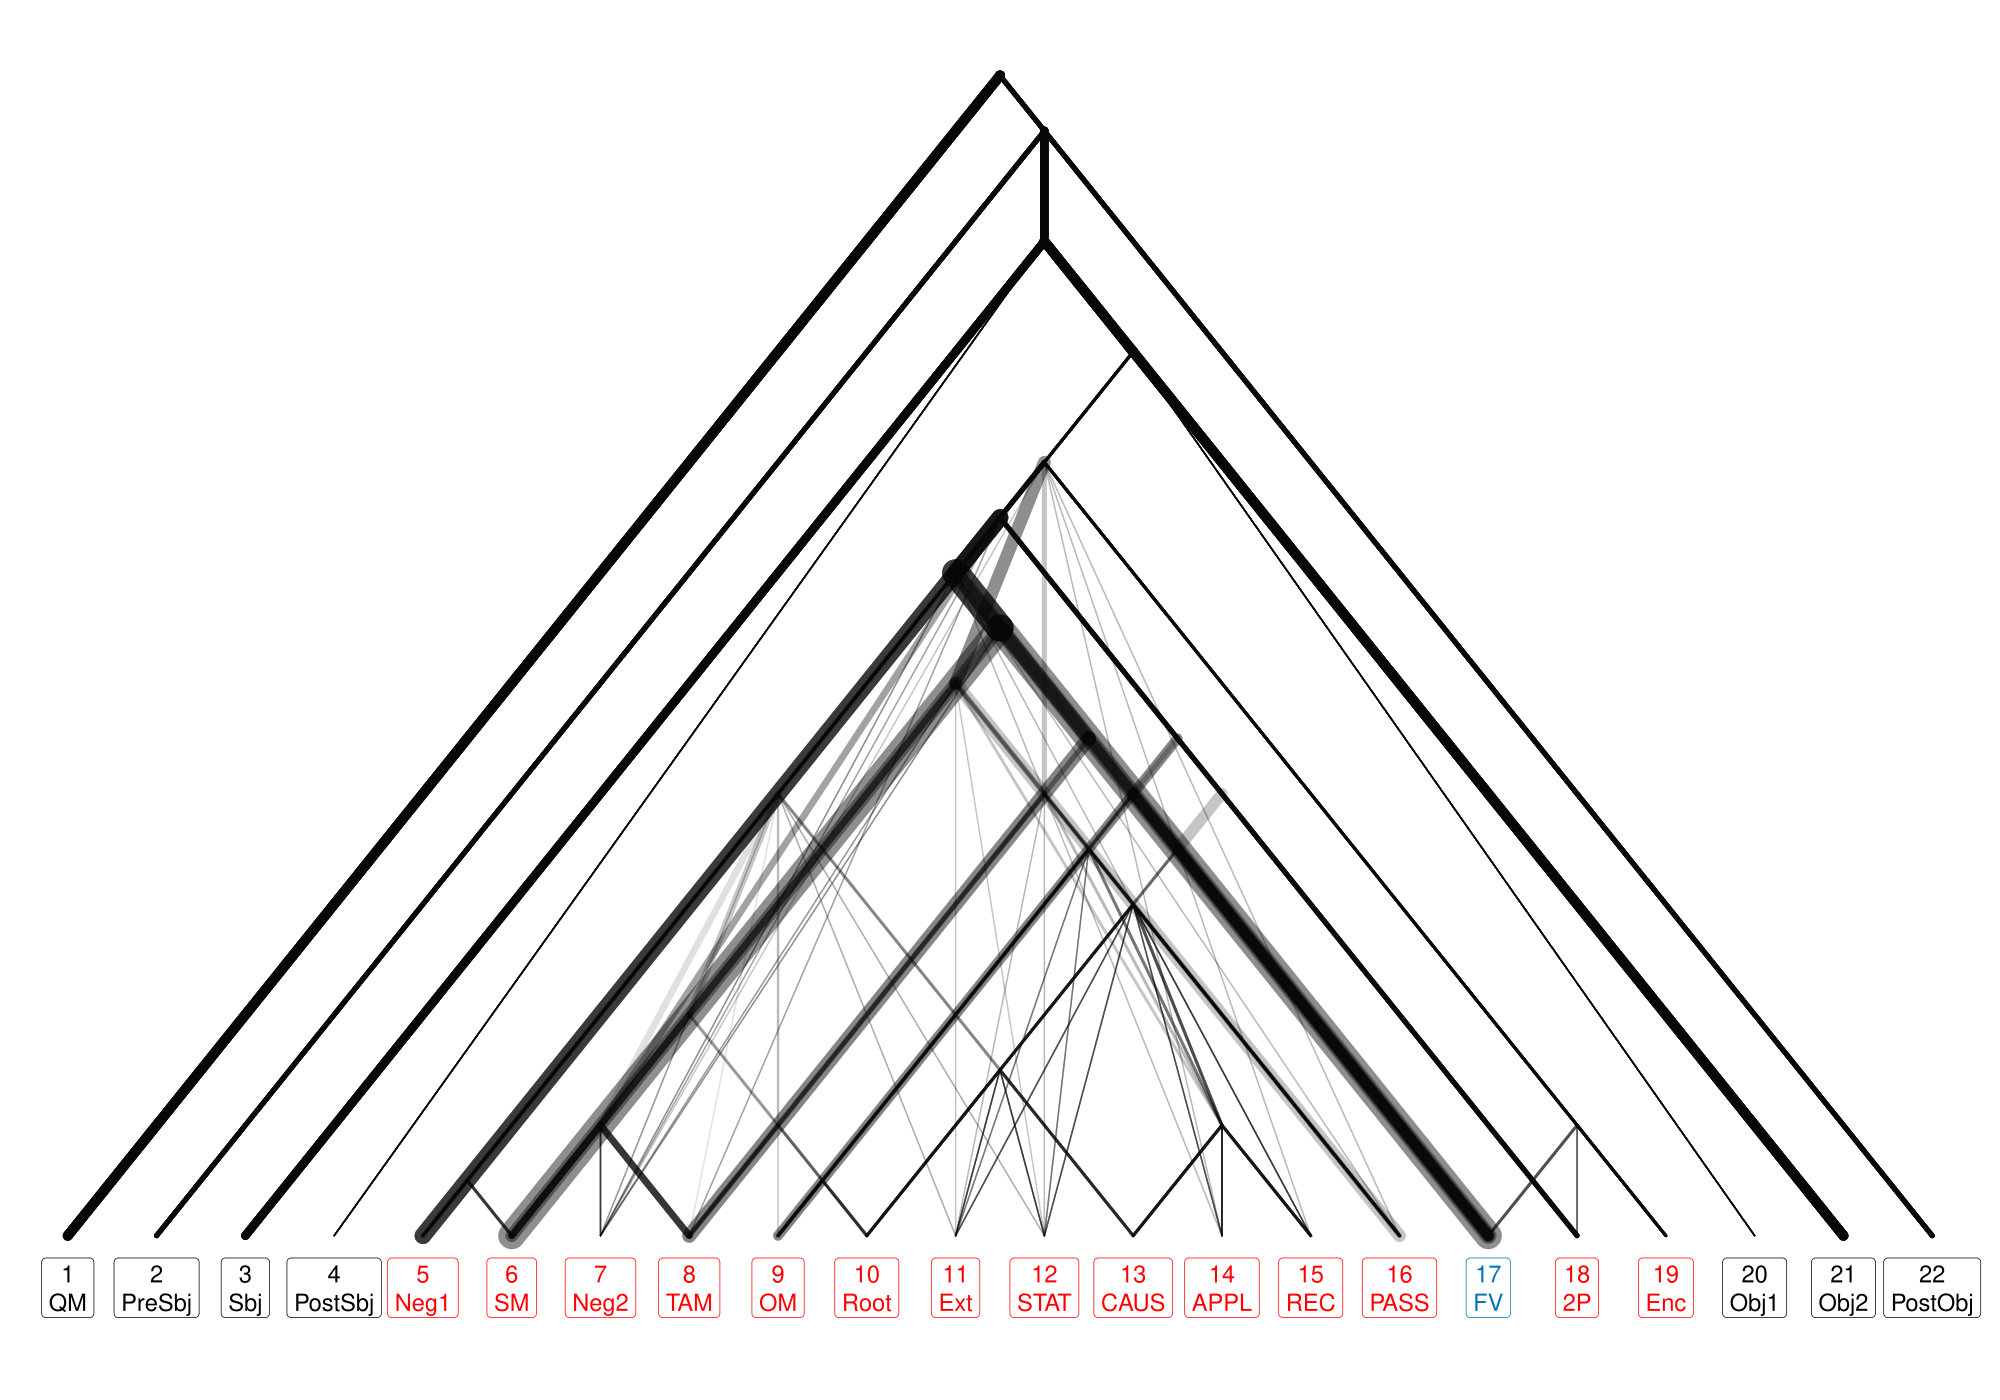

This figure's R source:
library(ape)
library(ggplot2)
library(ggtree)
library(patchwork)

posLabel <- list("1" = "QM", "2" = "PreSbj", "3" = "Sbj", "4" = "PostSbj", "5" = "Neg1", "6" = "SM", "7" = "Neg2", "8" = "TAM", "9" = "OM", "10" = "Root", "11" = "Ext", "12" = "STAT", "13" = "CAUS", "14" = "APPL", "15" = "REC", "16" = "PASS", "17" = "FV", "18" = "2P", "19" = "Enc", "20" = "Obj1", "21" = "Obj2", "22" = "PostObj")

# Orthographic-word highlighting: positions 5-19 (Neg1..Enc) in red, position
# 17 (FV, the final vowel) called out separately in blue -- not green, since
# red/green is exactly the pair a red-green colorblind reader can't tell
# apart. This blue (#0072B5) is the same one already used for "tonosegmental"
# in this project's pooled-plot palette (laminar_tree_counts.py's
# CLASS_COLORS), reused here rather than picking a new arbitrary color.
# Everything outside 5-19 keeps the default label color (black).
wordColor <- setNames(rep("black", 22), as.character(1:22))
wordColor[as.character(5:19)] <- "red"
wordColor["17"] <- "#0072B5"

alphaval <- 0.064563

# ── all: 69 families ──
alltree1 <- read.tree(text="(1,(2,(3,4,(((((5,6)5-6,7,(((8,(9,10)9-10)8-10,11,12,(13,14,15)13-15,16)8-16,17)8-17)5-17,18)5-18,19)5-19,20,21)5-21)3-21,22)2-22)1-22;")
alltree1grouped <- groupOTU(alltree1, list(a = c(1, 22), b = c(2, 22), c = c(3, 21), d = c(5, 21), e = c(5, 19), f = c(5, 18), g = c(5, 17), h = c(5, 6), i = c(8, 17), j = c(8, 16), k = c(8, 10), l = c(9, 10), m = c(13, 15)))
allsmap1 <- c(0.5, 3.3437, 1.6818, 2.8284, 3.3437, 1.0, 1.6818, 5.6234, 1.0, 4.7568, 1.6818, 1.0, 1.0, 1.0)
alltreeplot1 <- ggtree(alltree1grouped,
  aes(size=(allsmap1[group])),
  layout="slanted", ladderize=FALSE,
  alpha=alphaval, color="black") +
  layout_dendrogram() +
  geom_tiplab(geom="label", size=5, angle=0,
    offset=-1, hjust=0.5, vjust=0.35, alpha=0, colour=NA, fill=NA) +
  theme(panel.background=element_blank(),
    plot.background=element_blank(),
    legend.position="none",
    plot.margin=margin(t=5, r=5, b=25, l=5, unit="pt")) +
  scale_size_identity()

alltree2 <- read.tree(text="(1,(2,(3,4,(((((5,6)5-6,7,((8,((9,10)9-10,11,12,(13,14,15)13-15,16)9-16)8-16,17)8-17)5-17,18)5-18,19)5-19,20,21)5-21)3-21,22)2-22)1-22;")
alltree2grouped <- groupOTU(alltree2, list(a = c(1, 22), b = c(2, 22), c = c(3, 21), d = c(5, 21), e = c(5, 19), f = c(5, 18), g = c(5, 17), h = c(5, 6), i = c(8, 17), j = c(8, 16), k = c(9, 16), l = c(9, 10), m = c(13, 15)))
allsmap2 <- c(0.5, 3.3437, 1.6818, 2.8284, 3.3437, 1.0, 1.6818, 5.6234, 1.0, 4.7568, 1.6818, 1.0, 1.0, 1.0)
alltreeplot2 <- ggtree(alltree2grouped,
  aes(size=(allsmap2[group])),
  layout="slanted", ladderize=FALSE,
  alpha=alphaval, color="black") +
  layout_dendrogram() +
  geom_tiplab(geom="label", size=5, angle=0,
    offset=-1, hjust=0.5, vjust=0.35, alpha=0, colour=NA, fill=NA) +
  theme(panel.background=element_blank(),
    plot.background=element_blank(),
    legend.position="none",
    plot.margin=margin(t=5, r=5, b=25, l=5, unit="pt")) +
  scale_size_identity()

alltree3 <- read.tree(text="(1,(2,(3,4,(((((5,6)5-6,7,((8,(9,((10,11,12,13)10-13,14,15,16)10-16)9-16)8-16,17)8-17)5-17,18)5-18,19)5-19,20,21)5-21)3-21,22)2-22)1-22;")
alltree3grouped <- groupOTU(alltree3, list(a = c(1, 22), b = c(2, 22), c = c(3, 21), d = c(5, 21), e = c(5, 19), f = c(5, 18), g = c(5, 17), h = c(5, 6), i = c(8, 17), j = c(8, 16), k = c(9, 16), l = c(10, 16), m = c(10, 13)))
allsmap3 <- c(0.5, 3.3437, 1.6818, 2.8284, 3.3437, 1.0, 1.6818, 5.6234, 1.0, 4.7568, 1.6818, 1.0, 1.0, 1.0)
alltreeplot3 <- ggtree(alltree3grouped,
  aes(size=(allsmap3[group])),
  layout="slanted", ladderize=FALSE,
  alpha=alphaval, color="black") +
  layout_dendrogram() +
  geom_tiplab(geom="label", size=5, angle=0,
    offset=-1, hjust=0.5, vjust=0.35, alpha=0, colour=NA, fill=NA) +
  theme(panel.background=element_blank(),
    plot.background=element_blank(),
    legend.position="none",
    plot.margin=margin(t=5, r=5, b=25, l=5, unit="pt")) +
  scale_size_identity()

alltree4 <- read.tree(text="(1,(2,(3,4,(((((5,6)5-6,7,((8,(9,(10,11,12,(13,14,15)13-15,16)10-16)9-16)8-16,17)8-17)5-17,18)5-18,19)5-19,20,21)5-21)3-21,22)2-22)1-22;")
alltree4grouped <- groupOTU(alltree4, list(a = c(1, 22), b = c(2, 22), c = c(3, 21), d = c(5, 21), e = c(5, 19), f = c(5, 18), g = c(5, 17), h = c(5, 6), i = c(8, 17), j = c(8, 16), k = c(9, 16), l = c(10, 16), m = c(13, 15)))
allsmap4 <- c(0.5, 3.3437, 1.6818, 2.8284, 3.3437, 1.0, 1.6818, 5.6234, 1.0, 4.7568, 1.6818, 1.0, 1.0, 1.0)
alltreeplot4 <- ggtree(alltree4grouped,
  aes(size=(allsmap4[group])),
  layout="slanted", ladderize=FALSE,
  alpha=alphaval, color="black") +
  layout_dendrogram() +
  geom_tiplab(geom="label", size=5, angle=0,
    offset=-1, hjust=0.5, vjust=0.35, alpha=0, colour=NA, fill=NA) +
  theme(panel.background=element_blank(),
    plot.background=element_blank(),
    legend.position="none",
    plot.margin=margin(t=5, r=5, b=25, l=5, unit="pt")) +
  scale_size_identity()

alltree5 <- read.tree(text="(1,(2,(3,4,(((((5,6)5-6,7,(8,(((9,10)9-10,11,12,(13,14,15)13-15,16)9-16,17)9-17)8-17)5-17,18)5-18,19)5-19,20,21)5-21)3-21,22)2-22)1-22;")
alltree5grouped <- groupOTU(alltree5, list(a = c(1, 22), b = c(2, 22), c = c(3, 21), d = c(5, 21), e = c(5, 19), f = c(5, 18), g = c(5, 17), h = c(5, 6), i = c(8, 17), j = c(9, 17), k = c(9, 16), l = c(9, 10), m = c(13, 15)))
allsmap5 <- c(0.5, 3.3437, 1.6818, 2.8284, 3.3437, 1.0, 1.6818, 5.6234, 1.0, 4.7568, 3.3437, 1.0, 1.0, 1.0)
alltreeplot5 <- ggtree(alltree5grouped,
  aes(size=(allsmap5[group])),
  layout="slanted", ladderize=FALSE,
  alpha=alphaval, color="black") +
  layout_dendrogram() +
  geom_tiplab(geom="label", size=5, angle=0,
    offset=-1, hjust=0.5, vjust=0.35, alpha=0, colour=NA, fill=NA) +
  theme(panel.background=element_blank(),
    plot.background=element_blank(),
    legend.position="none",
    plot.margin=margin(t=5, r=5, b=25, l=5, unit="pt")) +
  scale_size_identity()

alltree6 <- read.tree(text="(1,(2,(3,4,(((((5,6)5-6,7,(8,((9,((10,11,12,13)10-13,14,15,16)10-16)9-16,17)9-17)8-17)5-17,18)5-18,19)5-19,20,21)5-21)3-21,22)2-22)1-22;")
alltree6grouped <- groupOTU(alltree6, list(a = c(1, 22), b = c(2, 22), c = c(3, 21), d = c(5, 21), e = c(5, 19), f = c(5, 18), g = c(5, 17), h = c(5, 6), i = c(8, 17), j = c(9, 17), k = c(9, 16), l = c(10, 16), m = c(10, 13)))
allsmap6 <- c(0.5, 3.3437, 1.6818, 2.8284, 3.3437, 1.0, 1.6818, 5.6234, 1.0, 4.7568, 3.3437, 1.0, 1.0, 1.0)
alltreeplot6 <- ggtree(alltree6grouped,
  aes(size=(allsmap6[group])),
  layout="slanted", ladderize=FALSE,
  alpha=alphaval, color="black") +
  layout_dendrogram() +
  geom_tiplab(geom="label", size=5, angle=0,
    offset=-1, hjust=0.5, vjust=0.35, alpha=0, colour=NA, fill=NA) +
  theme(panel.background=element_blank(),
    plot.background=element_blank(),
    legend.position="none",
    plot.margin=margin(t=5, r=5, b=25, l=5, unit="pt")) +
  scale_size_identity()

alltree7 <- read.tree(text="(1,(2,(3,4,(((((5,6)5-6,7,(8,((9,(10,11,12,(13,14,15)13-15,16)10-16)9-16,17)9-17)8-17)5-17,18)5-18,19)5-19,20,21)5-21)3-21,22)2-22)1-22;")
alltree7grouped <- groupOTU(alltree7, list(a = c(1, 22), b = c(2, 22), c = c(3, 21), d = c(5, 21), e = c(5, 19), f = c(5, 18), g = c(5, 17), h = c(5, 6), i = c(8, 17), j = c(9, 17), k = c(9, 16), l = c(10, 16), m = c(13, 15)))
allsmap7 <- c(0.5, 3.3437, 1.6818, 2.8284, 3.3437, 1.0, 1.6818, 5.6234, 1.0, 4.7568, 3.3437, 1.0, 1.0, 1.0)
alltreeplot7 <- ggtree(alltree7grouped,
  aes(size=(allsmap7[group])),
  layout="slanted", ladderize=FALSE,
  alpha=alphaval, color="black") +
  layout_dendrogram() +
  geom_tiplab(geom="label", size=5, angle=0,
    offset=-1, hjust=0.5, vjust=0.35, alpha=0, colour=NA, fill=NA) +
  theme(panel.background=element_blank(),
    plot.background=element_blank(),
    legend.position="none",
    plot.margin=margin(t=5, r=5, b=25, l=5, unit="pt")) +
  scale_size_identity()

alltree8 <- read.tree(text="(1,(2,(3,4,(((((5,6)5-6,7,(8,(9,(((10,11,12,13)10-13,14,15,16)10-16,17)10-17)9-17)8-17)5-17,18)5-18,19)5-19,20,21)5-21)3-21,22)2-22)1-22;")
alltree8grouped <- groupOTU(alltree8, list(a = c(1, 22), b = c(2, 22), c = c(3, 21), d = c(5, 21), e = c(5, 19), f = c(5, 18), g = c(5, 17), h = c(5, 6), i = c(8, 17), j = c(9, 17), k = c(10, 17), l = c(10, 16), m = c(10, 13)))
allsmap8 <- c(0.5, 3.3437, 1.6818, 2.8284, 3.3437, 1.0, 1.6818, 5.6234, 1.0, 4.7568, 3.3437, 3.8337, 1.0, 1.0)
alltreeplot8 <- ggtree(alltree8grouped,
  aes(size=(allsmap8[group])),
  layout="slanted", ladderize=FALSE,
  alpha=alphaval, color="black") +
  layout_dendrogram() +
  geom_tiplab(geom="label", size=5, angle=0,
    offset=-1, hjust=0.5, vjust=0.35, alpha=0, colour=NA, fill=NA) +
  theme(panel.background=element_blank(),
    plot.background=element_blank(),
    legend.position="none",
    plot.margin=margin(t=5, r=5, b=25, l=5, unit="pt")) +
  scale_size_identity()

alltree9 <- read.tree(text="(1,(2,(3,4,(((((5,6)5-6,7,(8,(9,((10,11,12,(13,14,15)13-15,16)10-16,17)10-17)9-17)8-17)5-17,18)5-18,19)5-19,20,21)5-21)3-21,22)2-22)1-22;")
alltree9grouped <- groupOTU(alltree9, list(a = c(1, 22), b = c(2, 22), c = c(3, 21), d = c(5, 21), e = c(5, 19), f = c(5, 18), g = c(5, 17), h = c(5, 6), i = c(8, 17), j = c(9, 17), k = c(10, 17), l = c(10, 16), m = c(13, 15)))
allsmap9 <- c(0.5, 3.3437, 1.6818, 2.8284, 3.3437, 1.0, 1.6818, 5.6234, 1.0, 4.7568, 3.3437, 3.8337, 1.0, 1.0)
alltreeplot9 <- ggtree(alltree9grouped,
  aes(size=(allsmap9[group])),
  layout="slanted", ladderize=FALSE,
  alpha=alphaval, color="black") +
  layout_dendrogram() +
  geom_tiplab(geom="label", size=5, angle=0,
    offset=-1, hjust=0.5, vjust=0.35, alpha=0, colour=NA, fill=NA) +
  theme(panel.background=element_blank(),
    plot.background=element_blank(),
    legend.position="none",
    plot.margin=margin(t=5, r=5, b=25, l=5, unit="pt")) +
  scale_size_identity()

alltree10 <- read.tree(text="(1,(2,(3,4,((((5,((((6,7,8)6-8,(9,10)9-10)6-10,11,12,(13,14,15)13-15,16)6-16,17)6-17)5-17,18)5-18,19)5-19,20,21)5-21)3-21,22)2-22)1-22;")
alltree10grouped <- groupOTU(alltree10, list(a = c(1, 22), b = c(2, 22), c = c(3, 21), d = c(5, 21), e = c(5, 19), f = c(5, 18), g = c(5, 17), h = c(6, 17), i = c(6, 16), j = c(6, 10), k = c(6, 8), l = c(9, 10), m = c(13, 15)))
allsmap10 <- c(0.5, 3.3437, 1.6818, 2.8284, 3.3437, 1.0, 1.6818, 5.6234, 9.1005, 4.3035, 2.2795, 2.2795, 1.0, 1.0)
alltreeplot10 <- ggtree(alltree10grouped,
  aes(size=(allsmap10[group])),
  layout="slanted", ladderize=FALSE,
  alpha=alphaval, color="black") +
  layout_dendrogram() +
  geom_tiplab(geom="label", size=5, angle=0,
    offset=-1, hjust=0.5, vjust=0.35, alpha=0, colour=NA, fill=NA) +
  theme(panel.background=element_blank(),
    plot.background=element_blank(),
    legend.position="none",
    plot.margin=margin(t=5, r=5, b=25, l=5, unit="pt")) +
  scale_size_identity()

alltree11 <- read.tree(text="(1,(2,(3,4,((((5,(((6,7,8)6-8,((9,10)9-10,11,12,(13,14,15)13-15,16)9-16)6-16,17)6-17)5-17,18)5-18,19)5-19,20,21)5-21)3-21,22)2-22)1-22;")
alltree11grouped <- groupOTU(alltree11, list(a = c(1, 22), b = c(2, 22), c = c(3, 21), d = c(5, 21), e = c(5, 19), f = c(5, 18), g = c(5, 17), h = c(6, 17), i = c(6, 16), j = c(6, 8), k = c(9, 16), l = c(9, 10), m = c(13, 15)))
allsmap11 <- c(0.5, 3.3437, 1.6818, 2.8284, 3.3437, 1.0, 1.6818, 5.6234, 9.1005, 4.3035, 2.2795, 1.0, 1.0, 1.0)
alltreeplot11 <- ggtree(alltree11grouped,
  aes(size=(allsmap11[group])),
  layout="slanted", ladderize=FALSE,
  alpha=alphaval, color="black") +
  layout_dendrogram() +
  geom_tiplab(geom="label", size=5, angle=0,
    offset=-1, hjust=0.5, vjust=0.35, alpha=0, colour=NA, fill=NA) +
  theme(panel.background=element_blank(),
    plot.background=element_blank(),
    legend.position="none",
    plot.margin=margin(t=5, r=5, b=25, l=5, unit="pt")) +
  scale_size_identity()

alltree12 <- read.tree(text="(1,(2,(3,4,((((5,(((6,7,8)6-8,(9,((10,11,12,13)10-13,14,15,16)10-16)9-16)6-16,17)6-17)5-17,18)5-18,19)5-19,20,21)5-21)3-21,22)2-22)1-22;")
alltree12grouped <- groupOTU(alltree12, list(a = c(1, 22), b = c(2, 22), c = c(3, 21), d = c(5, 21), e = c(5, 19), f = c(5, 18), g = c(5, 17), h = c(6, 17), i = c(6, 16), j = c(6, 8), k = c(9, 16), l = c(10, 16), m = c(10, 13)))
allsmap12 <- c(0.5, 3.3437, 1.6818, 2.8284, 3.3437, 1.0, 1.6818, 5.6234, 9.1005, 4.3035, 2.2795, 1.0, 1.0, 1.0)
alltreeplot12 <- ggtree(alltree12grouped,
  aes(size=(allsmap12[group])),
  layout="slanted", ladderize=FALSE,
  alpha=alphaval, color="black") +
  layout_dendrogram() +
  geom_tiplab(geom="label", size=5, angle=0,
    offset=-1, hjust=0.5, vjust=0.35, alpha=0, colour=NA, fill=NA) +
  theme(panel.background=element_blank(),
    plot.background=element_blank(),
    legend.position="none",
    plot.margin=margin(t=5, r=5, b=25, l=5, unit="pt")) +
  scale_size_identity()

alltree13 <- read.tree(text="(1,(2,(3,4,((((5,(((6,7,8)6-8,(9,(10,11,12,(13,14,15)13-15,16)10-16)9-16)6-16,17)6-17)5-17,18)5-18,19)5-19,20,21)5-21)3-21,22)2-22)1-22;")
alltree13grouped <- groupOTU(alltree13, list(a = c(1, 22), b = c(2, 22), c = c(3, 21), d = c(5, 21), e = c(5, 19), f = c(5, 18), g = c(5, 17), h = c(6, 17), i = c(6, 16), j = c(6, 8), k = c(9, 16), l = c(10, 16), m = c(13, 15)))
allsmap13 <- c(0.5, 3.3437, 1.6818, 2.8284, 3.3437, 1.0, 1.6818, 5.6234, 9.1005, 4.3035, 2.2795, 1.0, 1.0, 1.0)
alltreeplot13 <- ggtree(alltree13grouped,
  aes(size=(allsmap13[group])),
  layout="slanted", ladderize=FALSE,
  alpha=alphaval, color="black") +
  layout_dendrogram() +
  geom_tiplab(geom="label", size=5, angle=0,
    offset=-1, hjust=0.5, vjust=0.35, alpha=0, colour=NA, fill=NA) +
  theme(panel.background=element_blank(),
    plot.background=element_blank(),
    legend.position="none",
    plot.margin=margin(t=5, r=5, b=25, l=5, unit="pt")) +
  scale_size_identity()

alltree14 <- read.tree(text="(1,(2,(3,4,((((5,((6,7,8)6-8,(((9,10)9-10,11,12,(13,14,15)13-15,16)9-16,17)9-17)6-17)5-17,18)5-18,19)5-19,20,21)5-21)3-21,22)2-22)1-22;")
alltree14grouped <- groupOTU(alltree14, list(a = c(1, 22), b = c(2, 22), c = c(3, 21), d = c(5, 21), e = c(5, 19), f = c(5, 18), g = c(5, 17), h = c(6, 17), i = c(6, 8), j = c(9, 17), k = c(9, 16), l = c(9, 10), m = c(13, 15)))
allsmap14 <- c(0.5, 3.3437, 1.6818, 2.8284, 3.3437, 1.0, 1.6818, 5.6234, 9.1005, 2.2795, 3.3437, 1.0, 1.0, 1.0)
alltreeplot14 <- ggtree(alltree14grouped,
  aes(size=(allsmap14[group])),
  layout="slanted", ladderize=FALSE,
  alpha=alphaval, color="black") +
  layout_dendrogram() +
  geom_tiplab(geom="label", size=5, angle=0,
    offset=-1, hjust=0.5, vjust=0.35, alpha=0, colour=NA, fill=NA) +
  theme(panel.background=element_blank(),
    plot.background=element_blank(),
    legend.position="none",
    plot.margin=margin(t=5, r=5, b=25, l=5, unit="pt")) +
  scale_size_identity()

alltree15 <- read.tree(text="(1,(2,(3,4,((((5,((6,7,8)6-8,((9,((10,11,12,13)10-13,14,15,16)10-16)9-16,17)9-17)6-17)5-17,18)5-18,19)5-19,20,21)5-21)3-21,22)2-22)1-22;")
alltree15grouped <- groupOTU(alltree15, list(a = c(1, 22), b = c(2, 22), c = c(3, 21), d = c(5, 21), e = c(5, 19), f = c(5, 18), g = c(5, 17), h = c(6, 17), i = c(6, 8), j = c(9, 17), k = c(9, 16), l = c(10, 16), m = c(10, 13)))
allsmap15 <- c(0.5, 3.3437, 1.6818, 2.8284, 3.3437, 1.0, 1.6818, 5.6234, 9.1005, 2.2795, 3.3437, 1.0, 1.0, 1.0)
alltreeplot15 <- ggtree(alltree15grouped,
  aes(size=(allsmap15[group])),
  layout="slanted", ladderize=FALSE,
  alpha=alphaval, color="black") +
  layout_dendrogram() +
  geom_tiplab(geom="label", size=5, angle=0,
    offset=-1, hjust=0.5, vjust=0.35, alpha=0, colour=NA, fill=NA) +
  theme(panel.background=element_blank(),
    plot.background=element_blank(),
    legend.position="none",
    plot.margin=margin(t=5, r=5, b=25, l=5, unit="pt")) +
  scale_size_identity()

alltree16 <- read.tree(text="(1,(2,(3,4,((((5,((6,7,8)6-8,((9,(10,11,12,(13,14,15)13-15,16)10-16)9-16,17)9-17)6-17)5-17,18)5-18,19)5-19,20,21)5-21)3-21,22)2-22)1-22;")
alltree16grouped <- groupOTU(alltree16, list(a = c(1, 22), b = c(2, 22), c = c(3, 21), d = c(5, 21), e = c(5, 19), f = c(5, 18), g = c(5, 17), h = c(6, 17), i = c(6, 8), j = c(9, 17), k = c(9, 16), l = c(10, 16), m = c(13, 15)))
allsmap16 <- c(0.5, 3.3437, 1.6818, 2.8284, 3.3437, 1.0, 1.6818, 5.6234, 9.1005, 2.2795, 3.3437, 1.0, 1.0, 1.0)
alltreeplot16 <- ggtree(alltree16grouped,
  aes(size=(allsmap16[group])),
  layout="slanted", ladderize=FALSE,
  alpha=alphaval, color="black") +
  layout_dendrogram() +
  geom_tiplab(geom="label", size=5, angle=0,
    offset=-1, hjust=0.5, vjust=0.35, alpha=0, colour=NA, fill=NA) +
  theme(panel.background=element_blank(),
    plot.background=element_blank(),
    legend.position="none",
    plot.margin=margin(t=5, r=5, b=25, l=5, unit="pt")) +
  scale_size_identity()

alltree17 <- read.tree(text="(1,(2,(3,4,((((5,((6,7,8)6-8,(9,(((10,11,12,13)10-13,14,15,16)10-16,17)10-17)9-17)6-17)5-17,18)5-18,19)5-19,20,21)5-21)3-21,22)2-22)1-22;")
alltree17grouped <- groupOTU(alltree17, list(a = c(1, 22), b = c(2, 22), c = c(3, 21), d = c(5, 21), e = c(5, 19), f = c(5, 18), g = c(5, 17), h = c(6, 17), i = c(6, 8), j = c(9, 17), k = c(10, 17), l = c(10, 16), m = c(10, 13)))
allsmap17 <- c(0.5, 3.3437, 1.6818, 2.8284, 3.3437, 1.0, 1.6818, 5.6234, 9.1005, 2.2795, 3.3437, 3.8337, 1.0, 1.0)
alltreeplot17 <- ggtree(alltree17grouped,
  aes(size=(allsmap17[group])),
  layout="slanted", ladderize=FALSE,
  alpha=alphaval, color="black") +
  layout_dendrogram() +
  geom_tiplab(geom="label", size=5, angle=0,
    offset=-1, hjust=0.5, vjust=0.35, alpha=0, colour=NA, fill=NA) +
  theme(panel.background=element_blank(),
    plot.background=element_blank(),
    legend.position="none",
    plot.margin=margin(t=5, r=5, b=25, l=5, unit="pt")) +
  scale_size_identity()

alltree18 <- read.tree(text="(1,(2,(3,4,((((5,((6,7,8)6-8,(9,((10,11,12,(13,14,15)13-15,16)10-16,17)10-17)9-17)6-17)5-17,18)5-18,19)5-19,20,21)5-21)3-21,22)2-22)1-22;")
alltree18grouped <- groupOTU(alltree18, list(a = c(1, 22), b = c(2, 22), c = c(3, 21), d = c(5, 21), e = c(5, 19), f = c(5, 18), g = c(5, 17), h = c(6, 17), i = c(6, 8), j = c(9, 17), k = c(10, 17), l = c(10, 16), m = c(13, 15)))
allsmap18 <- c(0.5, 3.3437, 1.6818, 2.8284, 3.3437, 1.0, 1.6818, 5.6234, 9.1005, 2.2795, 3.3437, 3.8337, 1.0, 1.0)
alltreeplot18 <- ggtree(alltree18grouped,
  aes(size=(allsmap18[group])),
  layout="slanted", ladderize=FALSE,
  alpha=alphaval, color="black") +
  layout_dendrogram() +
  geom_tiplab(geom="label", size=5, angle=0,
    offset=-1, hjust=0.5, vjust=0.35, alpha=0, colour=NA, fill=NA) +
  theme(panel.background=element_blank(),
    plot.background=element_blank(),
    legend.position="none",
    plot.margin=margin(t=5, r=5, b=25, l=5, unit="pt")) +
  scale_size_identity()

alltree19 <- read.tree(text="(1,(2,(3,4,((((5,(((6,7,(8,(9,10)9-10)8-10)6-10,11,12,(13,14,15)13-15,16)6-16,17)6-17)5-17,18)5-18,19)5-19,20,21)5-21)3-21,22)2-22)1-22;")
alltree19grouped <- groupOTU(alltree19, list(a = c(1, 22), b = c(2, 22), c = c(3, 21), d = c(5, 21), e = c(5, 19), f = c(5, 18), g = c(5, 17), h = c(6, 17), i = c(6, 16), j = c(6, 10), k = c(8, 10), l = c(9, 10), m = c(13, 15)))
allsmap19 <- c(0.5, 3.3437, 1.6818, 2.8284, 3.3437, 1.0, 1.6818, 5.6234, 9.1005, 4.3035, 2.2795, 1.0, 1.0, 1.0)
alltreeplot19 <- ggtree(alltree19grouped,
  aes(size=(allsmap19[group])),
  layout="slanted", ladderize=FALSE,
  alpha=alphaval, color="black") +
  layout_dendrogram() +
  geom_tiplab(geom="label", size=5, angle=0,
    offset=-1, hjust=0.5, vjust=0.35, alpha=0, colour=NA, fill=NA) +
  theme(panel.background=element_blank(),
    plot.background=element_blank(),
    legend.position="none",
    plot.margin=margin(t=5, r=5, b=25, l=5, unit="pt")) +
  scale_size_identity()

alltree20 <- read.tree(text="(1,(2,(3,4,((((5,((6,7,((8,(9,10)9-10)8-10,11,12,(13,14,15)13-15,16)8-16)6-16,17)6-17)5-17,18)5-18,19)5-19,20,21)5-21)3-21,22)2-22)1-22;")
alltree20grouped <- groupOTU(alltree20, list(a = c(1, 22), b = c(2, 22), c = c(3, 21), d = c(5, 21), e = c(5, 19), f = c(5, 18), g = c(5, 17), h = c(6, 17), i = c(6, 16), j = c(8, 16), k = c(8, 10), l = c(9, 10), m = c(13, 15)))
allsmap20 <- c(0.5, 3.3437, 1.6818, 2.8284, 3.3437, 1.0, 1.6818, 5.6234, 9.1005, 4.3035, 1.6818, 1.0, 1.0, 1.0)
alltreeplot20 <- ggtree(alltree20grouped,
  aes(size=(allsmap20[group])),
  layout="slanted", ladderize=FALSE,
  alpha=alphaval, color="black") +
  layout_dendrogram() +
  geom_tiplab(geom="label", size=5, angle=0,
    offset=-1, hjust=0.5, vjust=0.35, alpha=0, colour=NA, fill=NA) +
  theme(panel.background=element_blank(),
    plot.background=element_blank(),
    legend.position="none",
    plot.margin=margin(t=5, r=5, b=25, l=5, unit="pt")) +
  scale_size_identity()

alltree21 <- read.tree(text="(1,(2,(3,4,((((5,((6,7,(8,((9,10)9-10,11,12,(13,14,15)13-15,16)9-16)8-16)6-16,17)6-17)5-17,18)5-18,19)5-19,20,21)5-21)3-21,22)2-22)1-22;")
alltree21grouped <- groupOTU(alltree21, list(a = c(1, 22), b = c(2, 22), c = c(3, 21), d = c(5, 21), e = c(5, 19), f = c(5, 18), g = c(5, 17), h = c(6, 17), i = c(6, 16), j = c(8, 16), k = c(9, 16), l = c(9, 10), m = c(13, 15)))
allsmap21 <- c(0.5, 3.3437, 1.6818, 2.8284, 3.3437, 1.0, 1.6818, 5.6234, 9.1005, 4.3035, 1.6818, 1.0, 1.0, 1.0)
alltreeplot21 <- ggtree(alltree21grouped,
  aes(size=(allsmap21[group])),
  layout="slanted", ladderize=FALSE,
  alpha=alphaval, color="black") +
  layout_dendrogram() +
  geom_tiplab(geom="label", size=5, angle=0,
    offset=-1, hjust=0.5, vjust=0.35, alpha=0, colour=NA, fill=NA) +
  theme(panel.background=element_blank(),
    plot.background=element_blank(),
    legend.position="none",
    plot.margin=margin(t=5, r=5, b=25, l=5, unit="pt")) +
  scale_size_identity()

alltree22 <- read.tree(text="(1,(2,(3,4,((((5,((6,7,(8,(9,((10,11,12,13)10-13,14,15,16)10-16)9-16)8-16)6-16,17)6-17)5-17,18)5-18,19)5-19,20,21)5-21)3-21,22)2-22)1-22;")
alltree22grouped <- groupOTU(alltree22, list(a = c(1, 22), b = c(2, 22), c = c(3, 21), d = c(5, 21), e = c(5, 19), f = c(5, 18), g = c(5, 17), h = c(6, 17), i = c(6, 16), j = c(8, 16), k = c(9, 16), l = c(10, 16), m = c(10, 13)))
allsmap22 <- c(0.5, 3.3437, 1.6818, 2.8284, 3.3437, 1.0, 1.6818, 5.6234, 9.1005, 4.3035, 1.6818, 1.0, 1.0, 1.0)
alltreeplot22 <- ggtree(alltree22grouped,
  aes(size=(allsmap22[group])),
  layout="slanted", ladderize=FALSE,
  alpha=alphaval, color="black") +
  layout_dendrogram() +
  geom_tiplab(geom="label", size=5, angle=0,
    offset=-1, hjust=0.5, vjust=0.35, alpha=0, colour=NA, fill=NA) +
  theme(panel.background=element_blank(),
    plot.background=element_blank(),
    legend.position="none",
    plot.margin=margin(t=5, r=5, b=25, l=5, unit="pt")) +
  scale_size_identity()

alltree23 <- read.tree(text="(1,(2,(3,4,((((5,((6,7,(8,(9,(10,11,12,(13,14,15)13-15,16)10-16)9-16)8-16)6-16,17)6-17)5-17,18)5-18,19)5-19,20,21)5-21)3-21,22)2-22)1-22;")
alltree23grouped <- groupOTU(alltree23, list(a = c(1, 22), b = c(2, 22), c = c(3, 21), d = c(5, 21), e = c(5, 19), f = c(5, 18), g = c(5, 17), h = c(6, 17), i = c(6, 16), j = c(8, 16), k = c(9, 16), l = c(10, 16), m = c(13, 15)))
allsmap23 <- c(0.5, 3.3437, 1.6818, 2.8284, 3.3437, 1.0, 1.6818, 5.6234, 9.1005, 4.3035, 1.6818, 1.0, 1.0, 1.0)
alltreeplot23 <- ggtree(alltree23grouped,
  aes(size=(allsmap23[group])),
  layout="slanted", ladderize=FALSE,
  alpha=alphaval, color="black") +
  layout_dendrogram() +
  geom_tiplab(geom="label", size=5, angle=0,
    offset=-1, hjust=0.5, vjust=0.35, alpha=0, colour=NA, fill=NA) +
  theme(panel.background=element_blank(),
    plot.background=element_blank(),
    legend.position="none",
    plot.margin=margin(t=5, r=5, b=25, l=5, unit="pt")) +
  scale_size_identity()

alltree24 <- read.tree(text="(1,(2,(3,4,((((5,(6,7,(((8,(9,10)9-10)8-10,11,12,(13,14,15)13-15,16)8-16,17)8-17)6-17)5-17,18)5-18,19)5-19,20,21)5-21)3-21,22)2-22)1-22;")
alltree24grouped <- groupOTU(alltree24, list(a = c(1, 22), b = c(2, 22), c = c(3, 21), d = c(5, 21), e = c(5, 19), f = c(5, 18), g = c(5, 17), h = c(6, 17), i = c(8, 17), j = c(8, 16), k = c(8, 10), l = c(9, 10), m = c(13, 15)))
allsmap24 <- c(0.5, 3.3437, 1.6818, 2.8284, 3.3437, 1.0, 1.6818, 5.6234, 9.1005, 4.7568, 1.6818, 1.0, 1.0, 1.0)
alltreeplot24 <- ggtree(alltree24grouped,
  aes(size=(allsmap24[group])),
  layout="slanted", ladderize=FALSE,
  alpha=alphaval, color="black") +
  layout_dendrogram() +
  geom_tiplab(geom="label", size=5, angle=0,
    offset=-1, hjust=0.5, vjust=0.35, alpha=0, colour=NA, fill=NA) +
  theme(panel.background=element_blank(),
    plot.background=element_blank(),
    legend.position="none",
    plot.margin=margin(t=5, r=5, b=25, l=5, unit="pt")) +
  scale_size_identity()

alltree25 <- read.tree(text="(1,(2,(3,4,((((5,(6,7,((8,((9,10)9-10,11,12,(13,14,15)13-15,16)9-16)8-16,17)8-17)6-17)5-17,18)5-18,19)5-19,20,21)5-21)3-21,22)2-22)1-22;")
alltree25grouped <- groupOTU(alltree25, list(a = c(1, 22), b = c(2, 22), c = c(3, 21), d = c(5, 21), e = c(5, 19), f = c(5, 18), g = c(5, 17), h = c(6, 17), i = c(8, 17), j = c(8, 16), k = c(9, 16), l = c(9, 10), m = c(13, 15)))
allsmap25 <- c(0.5, 3.3437, 1.6818, 2.8284, 3.3437, 1.0, 1.6818, 5.6234, 9.1005, 4.7568, 1.6818, 1.0, 1.0, 1.0)
alltreeplot25 <- ggtree(alltree25grouped,
  aes(size=(allsmap25[group])),
  layout="slanted", ladderize=FALSE,
  alpha=alphaval, color="black") +
  layout_dendrogram() +
  geom_tiplab(geom="label", size=5, angle=0,
    offset=-1, hjust=0.5, vjust=0.35, alpha=0, colour=NA, fill=NA) +
  theme(panel.background=element_blank(),
    plot.background=element_blank(),
    legend.position="none",
    plot.margin=margin(t=5, r=5, b=25, l=5, unit="pt")) +
  scale_size_identity()

alltree26 <- read.tree(text="(1,(2,(3,4,((((5,(6,7,((8,(9,((10,11,12,13)10-13,14,15,16)10-16)9-16)8-16,17)8-17)6-17)5-17,18)5-18,19)5-19,20,21)5-21)3-21,22)2-22)1-22;")
alltree26grouped <- groupOTU(alltree26, list(a = c(1, 22), b = c(2, 22), c = c(3, 21), d = c(5, 21), e = c(5, 19), f = c(5, 18), g = c(5, 17), h = c(6, 17), i = c(8, 17), j = c(8, 16), k = c(9, 16), l = c(10, 16), m = c(10, 13)))
allsmap26 <- c(0.5, 3.3437, 1.6818, 2.8284, 3.3437, 1.0, 1.6818, 5.6234, 9.1005, 4.7568, 1.6818, 1.0, 1.0, 1.0)
alltreeplot26 <- ggtree(alltree26grouped,
  aes(size=(allsmap26[group])),
  layout="slanted", ladderize=FALSE,
  alpha=alphaval, color="black") +
  layout_dendrogram() +
  geom_tiplab(geom="label", size=5, angle=0,
    offset=-1, hjust=0.5, vjust=0.35, alpha=0, colour=NA, fill=NA) +
  theme(panel.background=element_blank(),
    plot.background=element_blank(),
    legend.position="none",
    plot.margin=margin(t=5, r=5, b=25, l=5, unit="pt")) +
  scale_size_identity()

alltree27 <- read.tree(text="(1,(2,(3,4,((((5,(6,7,((8,(9,(10,11,12,(13,14,15)13-15,16)10-16)9-16)8-16,17)8-17)6-17)5-17,18)5-18,19)5-19,20,21)5-21)3-21,22)2-22)1-22;")
alltree27grouped <- groupOTU(alltree27, list(a = c(1, 22), b = c(2, 22), c = c(3, 21), d = c(5, 21), e = c(5, 19), f = c(5, 18), g = c(5, 17), h = c(6, 17), i = c(8, 17), j = c(8, 16), k = c(9, 16), l = c(10, 16), m = c(13, 15)))
allsmap27 <- c(0.5, 3.3437, 1.6818, 2.8284, 3.3437, 1.0, 1.6818, 5.6234, 9.1005, 4.7568, 1.6818, 1.0, 1.0, 1.0)
alltreeplot27 <- ggtree(alltree27grouped,
  aes(size=(allsmap27[group])),
  layout="slanted", ladderize=FALSE,
  alpha=alphaval, color="black") +
  layout_dendrogram() +
  geom_tiplab(geom="label", size=5, angle=0,
    offset=-1, hjust=0.5, vjust=0.35, alpha=0, colour=NA, fill=NA) +
  theme(panel.background=element_blank(),
    plot.background=element_blank(),
    legend.position="none",
    plot.margin=margin(t=5, r=5, b=25, l=5, unit="pt")) +
  scale_size_identity()

alltree28 <- read.tree(text="(1,(2,(3,4,((((5,(6,7,(8,(((9,10)9-10,11,12,(13,14,15)13-15,16)9-16,17)9-17)8-17)6-17)5-17,18)5-18,19)5-19,20,21)5-21)3-21,22)2-22)1-22;")
alltree28grouped <- groupOTU(alltree28, list(a = c(1, 22), b = c(2, 22), c = c(3, 21), d = c(5, 21), e = c(5, 19), f = c(5, 18), g = c(5, 17), h = c(6, 17), i = c(8, 17), j = c(9, 17), k = c(9, 16), l = c(9, 10), m = c(13, 15)))
allsmap28 <- c(0.5, 3.3437, 1.6818, 2.8284, 3.3437, 1.0, 1.6818, 5.6234, 9.1005, 4.7568, 3.3437, 1.0, 1.0, 1.0)
alltreeplot28 <- ggtree(alltree28grouped,
  aes(size=(allsmap28[group])),
  layout="slanted", ladderize=FALSE,
  alpha=alphaval, color="black") +
  layout_dendrogram() +
  geom_tiplab(geom="label", size=5, angle=0,
    offset=-1, hjust=0.5, vjust=0.35, alpha=0, colour=NA, fill=NA) +
  theme(panel.background=element_blank(),
    plot.background=element_blank(),
    legend.position="none",
    plot.margin=margin(t=5, r=5, b=25, l=5, unit="pt")) +
  scale_size_identity()

alltree29 <- read.tree(text="(1,(2,(3,4,((((5,(6,7,(8,((9,((10,11,12,13)10-13,14,15,16)10-16)9-16,17)9-17)8-17)6-17)5-17,18)5-18,19)5-19,20,21)5-21)3-21,22)2-22)1-22;")
alltree29grouped <- groupOTU(alltree29, list(a = c(1, 22), b = c(2, 22), c = c(3, 21), d = c(5, 21), e = c(5, 19), f = c(5, 18), g = c(5, 17), h = c(6, 17), i = c(8, 17), j = c(9, 17), k = c(9, 16), l = c(10, 16), m = c(10, 13)))
allsmap29 <- c(0.5, 3.3437, 1.6818, 2.8284, 3.3437, 1.0, 1.6818, 5.6234, 9.1005, 4.7568, 3.3437, 1.0, 1.0, 1.0)
alltreeplot29 <- ggtree(alltree29grouped,
  aes(size=(allsmap29[group])),
  layout="slanted", ladderize=FALSE,
  alpha=alphaval, color="black") +
  layout_dendrogram() +
  geom_tiplab(geom="label", size=5, angle=0,
    offset=-1, hjust=0.5, vjust=0.35, alpha=0, colour=NA, fill=NA) +
  theme(panel.background=element_blank(),
    plot.background=element_blank(),
    legend.position="none",
    plot.margin=margin(t=5, r=5, b=25, l=5, unit="pt")) +
  scale_size_identity()

alltree30 <- read.tree(text="(1,(2,(3,4,((((5,(6,7,(8,((9,(10,11,12,(13,14,15)13-15,16)10-16)9-16,17)9-17)8-17)6-17)5-17,18)5-18,19)5-19,20,21)5-21)3-21,22)2-22)1-22;")
alltree30grouped <- groupOTU(alltree30, list(a = c(1, 22), b = c(2, 22), c = c(3, 21), d = c(5, 21), e = c(5, 19), f = c(5, 18), g = c(5, 17), h = c(6, 17), i = c(8, 17), j = c(9, 17), k = c(9, 16), l = c(10, 16), m = c(13, 15)))
allsmap30 <- c(0.5, 3.3437, 1.6818, 2.8284, 3.3437, 1.0, 1.6818, 5.6234, 9.1005, 4.7568, 3.3437, 1.0, 1.0, 1.0)
alltreeplot30 <- ggtree(alltree30grouped,
  aes(size=(allsmap30[group])),
  layout="slanted", ladderize=FALSE,
  alpha=alphaval, color="black") +
  layout_dendrogram() +
  geom_tiplab(geom="label", size=5, angle=0,
    offset=-1, hjust=0.5, vjust=0.35, alpha=0, colour=NA, fill=NA) +
  theme(panel.background=element_blank(),
    plot.background=element_blank(),
    legend.position="none",
    plot.margin=margin(t=5, r=5, b=25, l=5, unit="pt")) +
  scale_size_identity()

alltree31 <- read.tree(text="(1,(2,(3,4,((((5,(6,7,(8,(9,(((10,11,12,13)10-13,14,15,16)10-16,17)10-17)9-17)8-17)6-17)5-17,18)5-18,19)5-19,20,21)5-21)3-21,22)2-22)1-22;")
alltree31grouped <- groupOTU(alltree31, list(a = c(1, 22), b = c(2, 22), c = c(3, 21), d = c(5, 21), e = c(5, 19), f = c(5, 18), g = c(5, 17), h = c(6, 17), i = c(8, 17), j = c(9, 17), k = c(10, 17), l = c(10, 16), m = c(10, 13)))
allsmap31 <- c(0.5, 3.3437, 1.6818, 2.8284, 3.3437, 1.0, 1.6818, 5.6234, 9.1005, 4.7568, 3.3437, 3.8337, 1.0, 1.0)
alltreeplot31 <- ggtree(alltree31grouped,
  aes(size=(allsmap31[group])),
  layout="slanted", ladderize=FALSE,
  alpha=alphaval, color="black") +
  layout_dendrogram() +
  geom_tiplab(geom="label", size=5, angle=0,
    offset=-1, hjust=0.5, vjust=0.35, alpha=0, colour=NA, fill=NA) +
  theme(panel.background=element_blank(),
    plot.background=element_blank(),
    legend.position="none",
    plot.margin=margin(t=5, r=5, b=25, l=5, unit="pt")) +
  scale_size_identity()

alltree32 <- read.tree(text="(1,(2,(3,4,((((5,(6,7,(8,(9,((10,11,12,(13,14,15)13-15,16)10-16,17)10-17)9-17)8-17)6-17)5-17,18)5-18,19)5-19,20,21)5-21)3-21,22)2-22)1-22;")
alltree32grouped <- groupOTU(alltree32, list(a = c(1, 22), b = c(2, 22), c = c(3, 21), d = c(5, 21), e = c(5, 19), f = c(5, 18), g = c(5, 17), h = c(6, 17), i = c(8, 17), j = c(9, 17), k = c(10, 17), l = c(10, 16), m = c(13, 15)))
allsmap32 <- c(0.5, 3.3437, 1.6818, 2.8284, 3.3437, 1.0, 1.6818, 5.6234, 9.1005, 4.7568, 3.3437, 3.8337, 1.0, 1.0)
alltreeplot32 <- ggtree(alltree32grouped,
  aes(size=(allsmap32[group])),
  layout="slanted", ladderize=FALSE,
  alpha=alphaval, color="black") +
  layout_dendrogram() +
  geom_tiplab(geom="label", size=5, angle=0,
    offset=-1, hjust=0.5, vjust=0.35, alpha=0, colour=NA, fill=NA) +
  theme(panel.background=element_blank(),
    plot.background=element_blank(),
    legend.position="none",
    plot.margin=margin(t=5, r=5, b=25, l=5, unit="pt")) +
  scale_size_identity()

alltree33 <- read.tree(text="(1,(2,(3,4,((((5,6)5-6,7,8,((((9,10)9-10,11,12,(13,14,15)13-15,16)9-16,17)9-17,18)9-18)5-18,19)5-19,20,21)5-21)3-21,22)2-22)1-22;")
alltree33grouped <- groupOTU(alltree33, list(a = c(1, 22), b = c(2, 22), c = c(3, 21), d = c(5, 21), e = c(5, 19), f = c(5, 18), g = c(5, 6), h = c(9, 18), i = c(9, 17), j = c(9, 16), k = c(9, 10), l = c(13, 15)))
allsmap33 <- c(0.5, 3.3437, 1.6818, 2.8284, 3.3437, 1.0, 1.6818, 1.0, 1.6818, 3.3437, 1.0, 1.0, 1.0)
alltreeplot33 <- ggtree(alltree33grouped,
  aes(size=(allsmap33[group])),
  layout="slanted", ladderize=FALSE,
  alpha=alphaval, color="black") +
  layout_dendrogram() +
  geom_tiplab(geom="label", size=5, angle=0,
    offset=-1, hjust=0.5, vjust=0.35, alpha=0, colour=NA, fill=NA) +
  theme(panel.background=element_blank(),
    plot.background=element_blank(),
    legend.position="none",
    plot.margin=margin(t=5, r=5, b=25, l=5, unit="pt")) +
  scale_size_identity()

alltree34 <- read.tree(text="(1,(2,(3,4,((((5,6)5-6,7,8,(((9,((10,11,12,13)10-13,14,15,16)10-16)9-16,17)9-17,18)9-18)5-18,19)5-19,20,21)5-21)3-21,22)2-22)1-22;")
alltree34grouped <- groupOTU(alltree34, list(a = c(1, 22), b = c(2, 22), c = c(3, 21), d = c(5, 21), e = c(5, 19), f = c(5, 18), g = c(5, 6), h = c(9, 18), i = c(9, 17), j = c(9, 16), k = c(10, 16), l = c(10, 13)))
allsmap34 <- c(0.5, 3.3437, 1.6818, 2.8284, 3.3437, 1.0, 1.6818, 1.0, 1.6818, 3.3437, 1.0, 1.0, 1.0)
alltreeplot34 <- ggtree(alltree34grouped,
  aes(size=(allsmap34[group])),
  layout="slanted", ladderize=FALSE,
  alpha=alphaval, color="black") +
  layout_dendrogram() +
  geom_tiplab(geom="label", size=5, angle=0,
    offset=-1, hjust=0.5, vjust=0.35, alpha=0, colour=NA, fill=NA) +
  theme(panel.background=element_blank(),
    plot.background=element_blank(),
    legend.position="none",
    plot.margin=margin(t=5, r=5, b=25, l=5, unit="pt")) +
  scale_size_identity()

alltree35 <- read.tree(text="(1,(2,(3,4,((((5,6)5-6,7,8,(((9,(10,11,12,(13,14,15)13-15,16)10-16)9-16,17)9-17,18)9-18)5-18,19)5-19,20,21)5-21)3-21,22)2-22)1-22;")
alltree35grouped <- groupOTU(alltree35, list(a = c(1, 22), b = c(2, 22), c = c(3, 21), d = c(5, 21), e = c(5, 19), f = c(5, 18), g = c(5, 6), h = c(9, 18), i = c(9, 17), j = c(9, 16), k = c(10, 16), l = c(13, 15)))
allsmap35 <- c(0.5, 3.3437, 1.6818, 2.8284, 3.3437, 1.0, 1.6818, 1.0, 1.6818, 3.3437, 1.0, 1.0, 1.0)
alltreeplot35 <- ggtree(alltree35grouped,
  aes(size=(allsmap35[group])),
  layout="slanted", ladderize=FALSE,
  alpha=alphaval, color="black") +
  layout_dendrogram() +
  geom_tiplab(geom="label", size=5, angle=0,
    offset=-1, hjust=0.5, vjust=0.35, alpha=0, colour=NA, fill=NA) +
  theme(panel.background=element_blank(),
    plot.background=element_blank(),
    legend.position="none",
    plot.margin=margin(t=5, r=5, b=25, l=5, unit="pt")) +
  scale_size_identity()

alltree36 <- read.tree(text="(1,(2,(3,4,((((5,6)5-6,7,8,((9,(((10,11,12,13)10-13,14,15,16)10-16,17)10-17)9-17,18)9-18)5-18,19)5-19,20,21)5-21)3-21,22)2-22)1-22;")
alltree36grouped <- groupOTU(alltree36, list(a = c(1, 22), b = c(2, 22), c = c(3, 21), d = c(5, 21), e = c(5, 19), f = c(5, 18), g = c(5, 6), h = c(9, 18), i = c(9, 17), j = c(10, 17), k = c(10, 16), l = c(10, 13)))
allsmap36 <- c(0.5, 3.3437, 1.6818, 2.8284, 3.3437, 1.0, 1.6818, 1.0, 1.6818, 3.3437, 3.8337, 1.0, 1.0)
alltreeplot36 <- ggtree(alltree36grouped,
  aes(size=(allsmap36[group])),
  layout="slanted", ladderize=FALSE,
  alpha=alphaval, color="black") +
  layout_dendrogram() +
  geom_tiplab(geom="label", size=5, angle=0,
    offset=-1, hjust=0.5, vjust=0.35, alpha=0, colour=NA, fill=NA) +
  theme(panel.background=element_blank(),
    plot.background=element_blank(),
    legend.position="none",
    plot.margin=margin(t=5, r=5, b=25, l=5, unit="pt")) +
  scale_size_identity()

alltree37 <- read.tree(text="(1,(2,(3,4,((((5,6)5-6,7,8,((9,((10,11,12,(13,14,15)13-15,16)10-16,17)10-17)9-17,18)9-18)5-18,19)5-19,20,21)5-21)3-21,22)2-22)1-22;")
alltree37grouped <- groupOTU(alltree37, list(a = c(1, 22), b = c(2, 22), c = c(3, 21), d = c(5, 21), e = c(5, 19), f = c(5, 18), g = c(5, 6), h = c(9, 18), i = c(9, 17), j = c(10, 17), k = c(10, 16), l = c(13, 15)))
allsmap37 <- c(0.5, 3.3437, 1.6818, 2.8284, 3.3437, 1.0, 1.6818, 1.0, 1.6818, 3.3437, 3.8337, 1.0, 1.0)
alltreeplot37 <- ggtree(alltree37grouped,
  aes(size=(allsmap37[group])),
  layout="slanted", ladderize=FALSE,
  alpha=alphaval, color="black") +
  layout_dendrogram() +
  geom_tiplab(geom="label", size=5, angle=0,
    offset=-1, hjust=0.5, vjust=0.35, alpha=0, colour=NA, fill=NA) +
  theme(panel.background=element_blank(),
    plot.background=element_blank(),
    legend.position="none",
    plot.margin=margin(t=5, r=5, b=25, l=5, unit="pt")) +
  scale_size_identity()

alltree38 <- read.tree(text="(1,(2,(3,4,((((5,6)5-6,7,8,(9,((((10,11,12,13)10-13,14,15,16)10-16,17)10-17,18)10-18)9-18)5-18,19)5-19,20,21)5-21)3-21,22)2-22)1-22;")
alltree38grouped <- groupOTU(alltree38, list(a = c(1, 22), b = c(2, 22), c = c(3, 21), d = c(5, 21), e = c(5, 19), f = c(5, 18), g = c(5, 6), h = c(9, 18), i = c(10, 18), j = c(10, 17), k = c(10, 16), l = c(10, 13)))
allsmap38 <- c(0.5, 3.3437, 1.6818, 2.8284, 3.3437, 1.0, 1.6818, 1.0, 1.6818, 1.6818, 3.8337, 1.0, 1.0)
alltreeplot38 <- ggtree(alltree38grouped,
  aes(size=(allsmap38[group])),
  layout="slanted", ladderize=FALSE,
  alpha=alphaval, color="black") +
  layout_dendrogram() +
  geom_tiplab(geom="label", size=5, angle=0,
    offset=-1, hjust=0.5, vjust=0.35, alpha=0, colour=NA, fill=NA) +
  theme(panel.background=element_blank(),
    plot.background=element_blank(),
    legend.position="none",
    plot.margin=margin(t=5, r=5, b=25, l=5, unit="pt")) +
  scale_size_identity()

alltree39 <- read.tree(text="(1,(2,(3,4,((((5,6)5-6,7,8,(9,(((10,11,12,(13,14,15)13-15,16)10-16,17)10-17,18)10-18)9-18)5-18,19)5-19,20,21)5-21)3-21,22)2-22)1-22;")
alltree39grouped <- groupOTU(alltree39, list(a = c(1, 22), b = c(2, 22), c = c(3, 21), d = c(5, 21), e = c(5, 19), f = c(5, 18), g = c(5, 6), h = c(9, 18), i = c(10, 18), j = c(10, 17), k = c(10, 16), l = c(13, 15)))
allsmap39 <- c(0.5, 3.3437, 1.6818, 2.8284, 3.3437, 1.0, 1.6818, 1.0, 1.6818, 1.6818, 3.8337, 1.0, 1.0)
alltreeplot39 <- ggtree(alltree39grouped,
  aes(size=(allsmap39[group])),
  layout="slanted", ladderize=FALSE,
  alpha=alphaval, color="black") +
  layout_dendrogram() +
  geom_tiplab(geom="label", size=5, angle=0,
    offset=-1, hjust=0.5, vjust=0.35, alpha=0, colour=NA, fill=NA) +
  theme(panel.background=element_blank(),
    plot.background=element_blank(),
    legend.position="none",
    plot.margin=margin(t=5, r=5, b=25, l=5, unit="pt")) +
  scale_size_identity()

alltree40 <- read.tree(text="(1,(2,(3,4,(((5,(6,7,8)6-8,((((9,10)9-10,11,12,(13,14,15)13-15,16)9-16,17)9-17,18)9-18)5-18,19)5-19,20,21)5-21)3-21,22)2-22)1-22;")
alltree40grouped <- groupOTU(alltree40, list(a = c(1, 22), b = c(2, 22), c = c(3, 21), d = c(5, 21), e = c(5, 19), f = c(5, 18), g = c(6, 8), h = c(9, 18), i = c(9, 17), j = c(9, 16), k = c(9, 10), l = c(13, 15)))
allsmap40 <- c(0.5, 3.3437, 1.6818, 2.8284, 3.3437, 1.0, 1.6818, 2.2795, 1.6818, 3.3437, 1.0, 1.0, 1.0)
alltreeplot40 <- ggtree(alltree40grouped,
  aes(size=(allsmap40[group])),
  layout="slanted", ladderize=FALSE,
  alpha=alphaval, color="black") +
  layout_dendrogram() +
  geom_tiplab(geom="label", size=5, angle=0,
    offset=-1, hjust=0.5, vjust=0.35, alpha=0, colour=NA, fill=NA) +
  theme(panel.background=element_blank(),
    plot.background=element_blank(),
    legend.position="none",
    plot.margin=margin(t=5, r=5, b=25, l=5, unit="pt")) +
  scale_size_identity()

alltree41 <- read.tree(text="(1,(2,(3,4,(((5,(6,7,8)6-8,(((9,((10,11,12,13)10-13,14,15,16)10-16)9-16,17)9-17,18)9-18)5-18,19)5-19,20,21)5-21)3-21,22)2-22)1-22;")
alltree41grouped <- groupOTU(alltree41, list(a = c(1, 22), b = c(2, 22), c = c(3, 21), d = c(5, 21), e = c(5, 19), f = c(5, 18), g = c(6, 8), h = c(9, 18), i = c(9, 17), j = c(9, 16), k = c(10, 16), l = c(10, 13)))
allsmap41 <- c(0.5, 3.3437, 1.6818, 2.8284, 3.3437, 1.0, 1.6818, 2.2795, 1.6818, 3.3437, 1.0, 1.0, 1.0)
alltreeplot41 <- ggtree(alltree41grouped,
  aes(size=(allsmap41[group])),
  layout="slanted", ladderize=FALSE,
  alpha=alphaval, color="black") +
  layout_dendrogram() +
  geom_tiplab(geom="label", size=5, angle=0,
    offset=-1, hjust=0.5, vjust=0.35, alpha=0, colour=NA, fill=NA) +
  theme(panel.background=element_blank(),
    plot.background=element_blank(),
    legend.position="none",
    plot.margin=margin(t=5, r=5, b=25, l=5, unit="pt")) +
  scale_size_identity()

alltree42 <- read.tree(text="(1,(2,(3,4,(((5,(6,7,8)6-8,(((9,(10,11,12,(13,14,15)13-15,16)10-16)9-16,17)9-17,18)9-18)5-18,19)5-19,20,21)5-21)3-21,22)2-22)1-22;")
alltree42grouped <- groupOTU(alltree42, list(a = c(1, 22), b = c(2, 22), c = c(3, 21), d = c(5, 21), e = c(5, 19), f = c(5, 18), g = c(6, 8), h = c(9, 18), i = c(9, 17), j = c(9, 16), k = c(10, 16), l = c(13, 15)))
allsmap42 <- c(0.5, 3.3437, 1.6818, 2.8284, 3.3437, 1.0, 1.6818, 2.2795, 1.6818, 3.3437, 1.0, 1.0, 1.0)
alltreeplot42 <- ggtree(alltree42grouped,
  aes(size=(allsmap42[group])),
  layout="slanted", ladderize=FALSE,
  alpha=alphaval, color="black") +
  layout_dendrogram() +
  geom_tiplab(geom="label", size=5, angle=0,
    offset=-1, hjust=0.5, vjust=0.35, alpha=0, colour=NA, fill=NA) +
  theme(panel.background=element_blank(),
    plot.background=element_blank(),
    legend.position="none",
    plot.margin=margin(t=5, r=5, b=25, l=5, unit="pt")) +
  scale_size_identity()

alltree43 <- read.tree(text="(1,(2,(3,4,(((5,(6,7,8)6-8,((9,(((10,11,12,13)10-13,14,15,16)10-16,17)10-17)9-17,18)9-18)5-18,19)5-19,20,21)5-21)3-21,22)2-22)1-22;")
alltree43grouped <- groupOTU(alltree43, list(a = c(1, 22), b = c(2, 22), c = c(3, 21), d = c(5, 21), e = c(5, 19), f = c(5, 18), g = c(6, 8), h = c(9, 18), i = c(9, 17), j = c(10, 17), k = c(10, 16), l = c(10, 13)))
allsmap43 <- c(0.5, 3.3437, 1.6818, 2.8284, 3.3437, 1.0, 1.6818, 2.2795, 1.6818, 3.3437, 3.8337, 1.0, 1.0)
alltreeplot43 <- ggtree(alltree43grouped,
  aes(size=(allsmap43[group])),
  layout="slanted", ladderize=FALSE,
  alpha=alphaval, color="black") +
  layout_dendrogram() +
  geom_tiplab(geom="label", size=5, angle=0,
    offset=-1, hjust=0.5, vjust=0.35, alpha=0, colour=NA, fill=NA) +
  theme(panel.background=element_blank(),
    plot.background=element_blank(),
    legend.position="none",
    plot.margin=margin(t=5, r=5, b=25, l=5, unit="pt")) +
  scale_size_identity()

alltree44 <- read.tree(text="(1,(2,(3,4,(((5,(6,7,8)6-8,((9,((10,11,12,(13,14,15)13-15,16)10-16,17)10-17)9-17,18)9-18)5-18,19)5-19,20,21)5-21)3-21,22)2-22)1-22;")
alltree44grouped <- groupOTU(alltree44, list(a = c(1, 22), b = c(2, 22), c = c(3, 21), d = c(5, 21), e = c(5, 19), f = c(5, 18), g = c(6, 8), h = c(9, 18), i = c(9, 17), j = c(10, 17), k = c(10, 16), l = c(13, 15)))
allsmap44 <- c(0.5, 3.3437, 1.6818, 2.8284, 3.3437, 1.0, 1.6818, 2.2795, 1.6818, 3.3437, 3.8337, 1.0, 1.0)
alltreeplot44 <- ggtree(alltree44grouped,
  aes(size=(allsmap44[group])),
  layout="slanted", ladderize=FALSE,
  alpha=alphaval, color="black") +
  layout_dendrogram() +
  geom_tiplab(geom="label", size=5, angle=0,
    offset=-1, hjust=0.5, vjust=0.35, alpha=0, colour=NA, fill=NA) +
  theme(panel.background=element_blank(),
    plot.background=element_blank(),
    legend.position="none",
    plot.margin=margin(t=5, r=5, b=25, l=5, unit="pt")) +
  scale_size_identity()

alltree45 <- read.tree(text="(1,(2,(3,4,(((5,(6,7,8)6-8,(9,((((10,11,12,13)10-13,14,15,16)10-16,17)10-17,18)10-18)9-18)5-18,19)5-19,20,21)5-21)3-21,22)2-22)1-22;")
alltree45grouped <- groupOTU(alltree45, list(a = c(1, 22), b = c(2, 22), c = c(3, 21), d = c(5, 21), e = c(5, 19), f = c(5, 18), g = c(6, 8), h = c(9, 18), i = c(10, 18), j = c(10, 17), k = c(10, 16), l = c(10, 13)))
allsmap45 <- c(0.5, 3.3437, 1.6818, 2.8284, 3.3437, 1.0, 1.6818, 2.2795, 1.6818, 1.6818, 3.8337, 1.0, 1.0)
alltreeplot45 <- ggtree(alltree45grouped,
  aes(size=(allsmap45[group])),
  layout="slanted", ladderize=FALSE,
  alpha=alphaval, color="black") +
  layout_dendrogram() +
  geom_tiplab(geom="label", size=5, angle=0,
    offset=-1, hjust=0.5, vjust=0.35, alpha=0, colour=NA, fill=NA) +
  theme(panel.background=element_blank(),
    plot.background=element_blank(),
    legend.position="none",
    plot.margin=margin(t=5, r=5, b=25, l=5, unit="pt")) +
  scale_size_identity()

alltree46 <- read.tree(text="(1,(2,(3,4,(((5,(6,7,8)6-8,(9,(((10,11,12,(13,14,15)13-15,16)10-16,17)10-17,18)10-18)9-18)5-18,19)5-19,20,21)5-21)3-21,22)2-22)1-22;")
alltree46grouped <- groupOTU(alltree46, list(a = c(1, 22), b = c(2, 22), c = c(3, 21), d = c(5, 21), e = c(5, 19), f = c(5, 18), g = c(6, 8), h = c(9, 18), i = c(10, 18), j = c(10, 17), k = c(10, 16), l = c(13, 15)))
allsmap46 <- c(0.5, 3.3437, 1.6818, 2.8284, 3.3437, 1.0, 1.6818, 2.2795, 1.6818, 1.6818, 3.8337, 1.0, 1.0)
alltreeplot46 <- ggtree(alltree46grouped,
  aes(size=(allsmap46[group])),
  layout="slanted", ladderize=FALSE,
  alpha=alphaval, color="black") +
  layout_dendrogram() +
  geom_tiplab(geom="label", size=5, angle=0,
    offset=-1, hjust=0.5, vjust=0.35, alpha=0, colour=NA, fill=NA) +
  theme(panel.background=element_blank(),
    plot.background=element_blank(),
    legend.position="none",
    plot.margin=margin(t=5, r=5, b=25, l=5, unit="pt")) +
  scale_size_identity()

alltree47 <- read.tree(text="(1,(2,(3,4,((((((5,6)5-6,7,(8,(9,10)9-10)8-10,11,12,13)5-13,14,15,16,17)5-17,18)5-18,19)5-19,20,21)5-21)3-21,22)2-22)1-22;")
alltree47grouped <- groupOTU(alltree47, list(a = c(1, 22), b = c(2, 22), c = c(3, 21), d = c(5, 21), e = c(5, 19), f = c(5, 18), g = c(5, 17), h = c(5, 13), i = c(5, 6), j = c(8, 10), k = c(9, 10)))
allsmap47 <- c(0.5, 3.3437, 1.6818, 2.8284, 3.3437, 1.0, 1.6818, 5.6234, 1.0, 1.0, 1.0, 1.0)
alltreeplot47 <- ggtree(alltree47grouped,
  aes(size=(allsmap47[group])),
  layout="slanted", ladderize=FALSE,
  alpha=alphaval, color="black") +
  layout_dendrogram() +
  geom_tiplab(geom="label", size=5, angle=0,
    offset=-1, hjust=0.5, vjust=0.35, alpha=0, colour=NA, fill=NA) +
  theme(panel.background=element_blank(),
    plot.background=element_blank(),
    legend.position="none",
    plot.margin=margin(t=5, r=5, b=25, l=5, unit="pt")) +
  scale_size_identity()

alltree48 <- read.tree(text="(1,(2,(3,4,(((5,6)5-6,7,((8,(9,10)9-10)8-10,11,12,(13,14,15)13-15,16)8-16,(17,18,19)17-19)5-19,20,21)5-21)3-21,22)2-22)1-22;")
alltree48grouped <- groupOTU(alltree48, list(a = c(1, 22), b = c(2, 22), c = c(3, 21), d = c(5, 21), e = c(5, 19), f = c(5, 6), g = c(8, 16), h = c(8, 10), i = c(9, 10), j = c(13, 15), k = c(17, 19)))
allsmap48 <- c(0.5, 3.3437, 1.6818, 2.8284, 3.3437, 1.0, 1.0, 1.6818, 1.0, 1.0, 1.0, 1.0)
alltreeplot48 <- ggtree(alltree48grouped,
  aes(size=(allsmap48[group])),
  layout="slanted", ladderize=FALSE,
  alpha=alphaval, color="black") +
  layout_dendrogram() +
  geom_tiplab(geom="label", size=5, angle=0,
    offset=-1, hjust=0.5, vjust=0.35, alpha=0, colour=NA, fill=NA) +
  theme(panel.background=element_blank(),
    plot.background=element_blank(),
    legend.position="none",
    plot.margin=margin(t=5, r=5, b=25, l=5, unit="pt")) +
  scale_size_identity()

alltree49 <- read.tree(text="(1,(2,(3,4,(((5,6)5-6,7,(8,((9,10)9-10,11,12,(13,14,15)13-15,16)9-16)8-16,(17,18,19)17-19)5-19,20,21)5-21)3-21,22)2-22)1-22;")
alltree49grouped <- groupOTU(alltree49, list(a = c(1, 22), b = c(2, 22), c = c(3, 21), d = c(5, 21), e = c(5, 19), f = c(5, 6), g = c(8, 16), h = c(9, 16), i = c(9, 10), j = c(13, 15), k = c(17, 19)))
allsmap49 <- c(0.5, 3.3437, 1.6818, 2.8284, 3.3437, 1.0, 1.0, 1.6818, 1.0, 1.0, 1.0, 1.0)
alltreeplot49 <- ggtree(alltree49grouped,
  aes(size=(allsmap49[group])),
  layout="slanted", ladderize=FALSE,
  alpha=alphaval, color="black") +
  layout_dendrogram() +
  geom_tiplab(geom="label", size=5, angle=0,
    offset=-1, hjust=0.5, vjust=0.35, alpha=0, colour=NA, fill=NA) +
  theme(panel.background=element_blank(),
    plot.background=element_blank(),
    legend.position="none",
    plot.margin=margin(t=5, r=5, b=25, l=5, unit="pt")) +
  scale_size_identity()

alltree50 <- read.tree(text="(1,(2,(3,4,(((5,6)5-6,7,(8,(9,((10,11,12,13)10-13,14,15,16)10-16)9-16)8-16,(17,18,19)17-19)5-19,20,21)5-21)3-21,22)2-22)1-22;")
alltree50grouped <- groupOTU(alltree50, list(a = c(1, 22), b = c(2, 22), c = c(3, 21), d = c(5, 21), e = c(5, 19), f = c(5, 6), g = c(8, 16), h = c(9, 16), i = c(10, 16), j = c(10, 13), k = c(17, 19)))
allsmap50 <- c(0.5, 3.3437, 1.6818, 2.8284, 3.3437, 1.0, 1.0, 1.6818, 1.0, 1.0, 1.0, 1.0)
alltreeplot50 <- ggtree(alltree50grouped,
  aes(size=(allsmap50[group])),
  layout="slanted", ladderize=FALSE,
  alpha=alphaval, color="black") +
  layout_dendrogram() +
  geom_tiplab(geom="label", size=5, angle=0,
    offset=-1, hjust=0.5, vjust=0.35, alpha=0, colour=NA, fill=NA) +
  theme(panel.background=element_blank(),
    plot.background=element_blank(),
    legend.position="none",
    plot.margin=margin(t=5, r=5, b=25, l=5, unit="pt")) +
  scale_size_identity()

alltree51 <- read.tree(text="(1,(2,(3,4,(((5,6)5-6,7,(8,(9,(10,11,12,(13,14,15)13-15,16)10-16)9-16)8-16,(17,18,19)17-19)5-19,20,21)5-21)3-21,22)2-22)1-22;")
alltree51grouped <- groupOTU(alltree51, list(a = c(1, 22), b = c(2, 22), c = c(3, 21), d = c(5, 21), e = c(5, 19), f = c(5, 6), g = c(8, 16), h = c(9, 16), i = c(10, 16), j = c(13, 15), k = c(17, 19)))
allsmap51 <- c(0.5, 3.3437, 1.6818, 2.8284, 3.3437, 1.0, 1.0, 1.6818, 1.0, 1.0, 1.0, 1.0)
alltreeplot51 <- ggtree(alltree51grouped,
  aes(size=(allsmap51[group])),
  layout="slanted", ladderize=FALSE,
  alpha=alphaval, color="black") +
  layout_dendrogram() +
  geom_tiplab(geom="label", size=5, angle=0,
    offset=-1, hjust=0.5, vjust=0.35, alpha=0, colour=NA, fill=NA) +
  theme(panel.background=element_blank(),
    plot.background=element_blank(),
    legend.position="none",
    plot.margin=margin(t=5, r=5, b=25, l=5, unit="pt")) +
  scale_size_identity()

alltree52 <- read.tree(text="(1,(2,(3,4,(((((5,((6,7,8)6-8,(9,10)9-10)6-10,11,12,13)5-13,14,15,16,17)5-17,18)5-18,19)5-19,20,21)5-21)3-21,22)2-22)1-22;")
alltree52grouped <- groupOTU(alltree52, list(a = c(1, 22), b = c(2, 22), c = c(3, 21), d = c(5, 21), e = c(5, 19), f = c(5, 18), g = c(5, 17), h = c(5, 13), i = c(6, 10), j = c(6, 8), k = c(9, 10)))
allsmap52 <- c(0.5, 3.3437, 1.6818, 2.8284, 3.3437, 1.0, 1.6818, 5.6234, 1.0, 2.2795, 2.2795, 1.0)
alltreeplot52 <- ggtree(alltree52grouped,
  aes(size=(allsmap52[group])),
  layout="slanted", ladderize=FALSE,
  alpha=alphaval, color="black") +
  layout_dendrogram() +
  geom_tiplab(geom="label", size=5, angle=0,
    offset=-1, hjust=0.5, vjust=0.35, alpha=0, colour=NA, fill=NA) +
  theme(panel.background=element_blank(),
    plot.background=element_blank(),
    legend.position="none",
    plot.margin=margin(t=5, r=5, b=25, l=5, unit="pt")) +
  scale_size_identity()

alltree53 <- read.tree(text="(1,(2,(3,4,(((((5,(6,7,(8,(9,10)9-10)8-10)6-10,11,12,13)5-13,14,15,16,17)5-17,18)5-18,19)5-19,20,21)5-21)3-21,22)2-22)1-22;")
alltree53grouped <- groupOTU(alltree53, list(a = c(1, 22), b = c(2, 22), c = c(3, 21), d = c(5, 21), e = c(5, 19), f = c(5, 18), g = c(5, 17), h = c(5, 13), i = c(6, 10), j = c(8, 10), k = c(9, 10)))
allsmap53 <- c(0.5, 3.3437, 1.6818, 2.8284, 3.3437, 1.0, 1.6818, 5.6234, 1.0, 2.2795, 1.0, 1.0)
alltreeplot53 <- ggtree(alltree53grouped,
  aes(size=(allsmap53[group])),
  layout="slanted", ladderize=FALSE,
  alpha=alphaval, color="black") +
  layout_dendrogram() +
  geom_tiplab(geom="label", size=5, angle=0,
    offset=-1, hjust=0.5, vjust=0.35, alpha=0, colour=NA, fill=NA) +
  theme(panel.background=element_blank(),
    plot.background=element_blank(),
    legend.position="none",
    plot.margin=margin(t=5, r=5, b=25, l=5, unit="pt")) +
  scale_size_identity()

alltree54 <- read.tree(text="(1,(2,(3,4,((5,(((6,7,8)6-8,(9,10)9-10)6-10,11,12,(13,14,15)13-15,16)6-16,(17,18,19)17-19)5-19,20,21)5-21)3-21,22)2-22)1-22;")
alltree54grouped <- groupOTU(alltree54, list(a = c(1, 22), b = c(2, 22), c = c(3, 21), d = c(5, 21), e = c(5, 19), f = c(6, 16), g = c(6, 10), h = c(6, 8), i = c(9, 10), j = c(13, 15), k = c(17, 19)))
allsmap54 <- c(0.5, 3.3437, 1.6818, 2.8284, 3.3437, 1.0, 4.3035, 2.2795, 2.2795, 1.0, 1.0, 1.0)
alltreeplot54 <- ggtree(alltree54grouped,
  aes(size=(allsmap54[group])),
  layout="slanted", ladderize=FALSE,
  alpha=alphaval, color="black") +
  layout_dendrogram() +
  geom_tiplab(geom="label", size=5, angle=0,
    offset=-1, hjust=0.5, vjust=0.35, alpha=0, colour=NA, fill=NA) +
  theme(panel.background=element_blank(),
    plot.background=element_blank(),
    legend.position="none",
    plot.margin=margin(t=5, r=5, b=25, l=5, unit="pt")) +
  scale_size_identity()

alltree55 <- read.tree(text="(1,(2,(3,4,((5,((6,7,8)6-8,((9,10)9-10,11,12,(13,14,15)13-15,16)9-16)6-16,(17,18,19)17-19)5-19,20,21)5-21)3-21,22)2-22)1-22;")
alltree55grouped <- groupOTU(alltree55, list(a = c(1, 22), b = c(2, 22), c = c(3, 21), d = c(5, 21), e = c(5, 19), f = c(6, 16), g = c(6, 8), h = c(9, 16), i = c(9, 10), j = c(13, 15), k = c(17, 19)))
allsmap55 <- c(0.5, 3.3437, 1.6818, 2.8284, 3.3437, 1.0, 4.3035, 2.2795, 1.0, 1.0, 1.0, 1.0)
alltreeplot55 <- ggtree(alltree55grouped,
  aes(size=(allsmap55[group])),
  layout="slanted", ladderize=FALSE,
  alpha=alphaval, color="black") +
  layout_dendrogram() +
  geom_tiplab(geom="label", size=5, angle=0,
    offset=-1, hjust=0.5, vjust=0.35, alpha=0, colour=NA, fill=NA) +
  theme(panel.background=element_blank(),
    plot.background=element_blank(),
    legend.position="none",
    plot.margin=margin(t=5, r=5, b=25, l=5, unit="pt")) +
  scale_size_identity()

alltree56 <- read.tree(text="(1,(2,(3,4,((5,((6,7,8)6-8,(9,((10,11,12,13)10-13,14,15,16)10-16)9-16)6-16,(17,18,19)17-19)5-19,20,21)5-21)3-21,22)2-22)1-22;")
alltree56grouped <- groupOTU(alltree56, list(a = c(1, 22), b = c(2, 22), c = c(3, 21), d = c(5, 21), e = c(5, 19), f = c(6, 16), g = c(6, 8), h = c(9, 16), i = c(10, 16), j = c(10, 13), k = c(17, 19)))
allsmap56 <- c(0.5, 3.3437, 1.6818, 2.8284, 3.3437, 1.0, 4.3035, 2.2795, 1.0, 1.0, 1.0, 1.0)
alltreeplot56 <- ggtree(alltree56grouped,
  aes(size=(allsmap56[group])),
  layout="slanted", ladderize=FALSE,
  alpha=alphaval, color="black") +
  layout_dendrogram() +
  geom_tiplab(geom="label", size=5, angle=0,
    offset=-1, hjust=0.5, vjust=0.35, alpha=0, colour=NA, fill=NA) +
  theme(panel.background=element_blank(),
    plot.background=element_blank(),
    legend.position="none",
    plot.margin=margin(t=5, r=5, b=25, l=5, unit="pt")) +
  scale_size_identity()

alltree57 <- read.tree(text="(1,(2,(3,4,((5,((6,7,8)6-8,(9,(10,11,12,(13,14,15)13-15,16)10-16)9-16)6-16,(17,18,19)17-19)5-19,20,21)5-21)3-21,22)2-22)1-22;")
alltree57grouped <- groupOTU(alltree57, list(a = c(1, 22), b = c(2, 22), c = c(3, 21), d = c(5, 21), e = c(5, 19), f = c(6, 16), g = c(6, 8), h = c(9, 16), i = c(10, 16), j = c(13, 15), k = c(17, 19)))
allsmap57 <- c(0.5, 3.3437, 1.6818, 2.8284, 3.3437, 1.0, 4.3035, 2.2795, 1.0, 1.0, 1.0, 1.0)
alltreeplot57 <- ggtree(alltree57grouped,
  aes(size=(allsmap57[group])),
  layout="slanted", ladderize=FALSE,
  alpha=alphaval, color="black") +
  layout_dendrogram() +
  geom_tiplab(geom="label", size=5, angle=0,
    offset=-1, hjust=0.5, vjust=0.35, alpha=0, colour=NA, fill=NA) +
  theme(panel.background=element_blank(),
    plot.background=element_blank(),
    legend.position="none",
    plot.margin=margin(t=5, r=5, b=25, l=5, unit="pt")) +
  scale_size_identity()

alltree58 <- read.tree(text="(1,(2,(3,4,((5,((6,7,(8,(9,10)9-10)8-10)6-10,11,12,(13,14,15)13-15,16)6-16,(17,18,19)17-19)5-19,20,21)5-21)3-21,22)2-22)1-22;")
alltree58grouped <- groupOTU(alltree58, list(a = c(1, 22), b = c(2, 22), c = c(3, 21), d = c(5, 21), e = c(5, 19), f = c(6, 16), g = c(6, 10), h = c(8, 10), i = c(9, 10), j = c(13, 15), k = c(17, 19)))
allsmap58 <- c(0.5, 3.3437, 1.6818, 2.8284, 3.3437, 1.0, 4.3035, 2.2795, 1.0, 1.0, 1.0, 1.0)
alltreeplot58 <- ggtree(alltree58grouped,
  aes(size=(allsmap58[group])),
  layout="slanted", ladderize=FALSE,
  alpha=alphaval, color="black") +
  layout_dendrogram() +
  geom_tiplab(geom="label", size=5, angle=0,
    offset=-1, hjust=0.5, vjust=0.35, alpha=0, colour=NA, fill=NA) +
  theme(panel.background=element_blank(),
    plot.background=element_blank(),
    legend.position="none",
    plot.margin=margin(t=5, r=5, b=25, l=5, unit="pt")) +
  scale_size_identity()

alltree59 <- read.tree(text="(1,(2,(3,4,((5,(6,7,((8,(9,10)9-10)8-10,11,12,(13,14,15)13-15,16)8-16)6-16,(17,18,19)17-19)5-19,20,21)5-21)3-21,22)2-22)1-22;")
alltree59grouped <- groupOTU(alltree59, list(a = c(1, 22), b = c(2, 22), c = c(3, 21), d = c(5, 21), e = c(5, 19), f = c(6, 16), g = c(8, 16), h = c(8, 10), i = c(9, 10), j = c(13, 15), k = c(17, 19)))
allsmap59 <- c(0.5, 3.3437, 1.6818, 2.8284, 3.3437, 1.0, 4.3035, 1.6818, 1.0, 1.0, 1.0, 1.0)
alltreeplot59 <- ggtree(alltree59grouped,
  aes(size=(allsmap59[group])),
  layout="slanted", ladderize=FALSE,
  alpha=alphaval, color="black") +
  layout_dendrogram() +
  geom_tiplab(geom="label", size=5, angle=0,
    offset=-1, hjust=0.5, vjust=0.35, alpha=0, colour=NA, fill=NA) +
  theme(panel.background=element_blank(),
    plot.background=element_blank(),
    legend.position="none",
    plot.margin=margin(t=5, r=5, b=25, l=5, unit="pt")) +
  scale_size_identity()

alltree60 <- read.tree(text="(1,(2,(3,4,((5,(6,7,(8,((9,10)9-10,11,12,(13,14,15)13-15,16)9-16)8-16)6-16,(17,18,19)17-19)5-19,20,21)5-21)3-21,22)2-22)1-22;")
alltree60grouped <- groupOTU(alltree60, list(a = c(1, 22), b = c(2, 22), c = c(3, 21), d = c(5, 21), e = c(5, 19), f = c(6, 16), g = c(8, 16), h = c(9, 16), i = c(9, 10), j = c(13, 15), k = c(17, 19)))
allsmap60 <- c(0.5, 3.3437, 1.6818, 2.8284, 3.3437, 1.0, 4.3035, 1.6818, 1.0, 1.0, 1.0, 1.0)
alltreeplot60 <- ggtree(alltree60grouped,
  aes(size=(allsmap60[group])),
  layout="slanted", ladderize=FALSE,
  alpha=alphaval, color="black") +
  layout_dendrogram() +
  geom_tiplab(geom="label", size=5, angle=0,
    offset=-1, hjust=0.5, vjust=0.35, alpha=0, colour=NA, fill=NA) +
  theme(panel.background=element_blank(),
    plot.background=element_blank(),
    legend.position="none",
    plot.margin=margin(t=5, r=5, b=25, l=5, unit="pt")) +
  scale_size_identity()

alltree61 <- read.tree(text="(1,(2,(3,4,((5,(6,7,(8,(9,((10,11,12,13)10-13,14,15,16)10-16)9-16)8-16)6-16,(17,18,19)17-19)5-19,20,21)5-21)3-21,22)2-22)1-22;")
alltree61grouped <- groupOTU(alltree61, list(a = c(1, 22), b = c(2, 22), c = c(3, 21), d = c(5, 21), e = c(5, 19), f = c(6, 16), g = c(8, 16), h = c(9, 16), i = c(10, 16), j = c(10, 13), k = c(17, 19)))
allsmap61 <- c(0.5, 3.3437, 1.6818, 2.8284, 3.3437, 1.0, 4.3035, 1.6818, 1.0, 1.0, 1.0, 1.0)
alltreeplot61 <- ggtree(alltree61grouped,
  aes(size=(allsmap61[group])),
  layout="slanted", ladderize=FALSE,
  alpha=alphaval, color="black") +
  layout_dendrogram() +
  geom_tiplab(geom="label", size=5, angle=0,
    offset=-1, hjust=0.5, vjust=0.35, alpha=0, colour=NA, fill=NA) +
  theme(panel.background=element_blank(),
    plot.background=element_blank(),
    legend.position="none",
    plot.margin=margin(t=5, r=5, b=25, l=5, unit="pt")) +
  scale_size_identity()

alltree62 <- read.tree(text="(1,(2,(3,4,((5,(6,7,(8,(9,(10,11,12,(13,14,15)13-15,16)10-16)9-16)8-16)6-16,(17,18,19)17-19)5-19,20,21)5-21)3-21,22)2-22)1-22;")
alltree62grouped <- groupOTU(alltree62, list(a = c(1, 22), b = c(2, 22), c = c(3, 21), d = c(5, 21), e = c(5, 19), f = c(6, 16), g = c(8, 16), h = c(9, 16), i = c(10, 16), j = c(13, 15), k = c(17, 19)))
allsmap62 <- c(0.5, 3.3437, 1.6818, 2.8284, 3.3437, 1.0, 4.3035, 1.6818, 1.0, 1.0, 1.0, 1.0)
alltreeplot62 <- ggtree(alltree62grouped,
  aes(size=(allsmap62[group])),
  layout="slanted", ladderize=FALSE,
  alpha=alphaval, color="black") +
  layout_dendrogram() +
  geom_tiplab(geom="label", size=5, angle=0,
    offset=-1, hjust=0.5, vjust=0.35, alpha=0, colour=NA, fill=NA) +
  theme(panel.background=element_blank(),
    plot.background=element_blank(),
    legend.position="none",
    plot.margin=margin(t=5, r=5, b=25, l=5, unit="pt")) +
  scale_size_identity()

alltree63 <- read.tree(text="(1,(2,(3,4,((((((5,6)5-6,7,8,9,(10,11,12,13)10-13)5-13,14,15,16,17)5-17,18)5-18,19)5-19,20,21)5-21)3-21,22)2-22)1-22;")
alltree63grouped <- groupOTU(alltree63, list(a = c(1, 22), b = c(2, 22), c = c(3, 21), d = c(5, 21), e = c(5, 19), f = c(5, 18), g = c(5, 17), h = c(5, 13), i = c(5, 6), j = c(10, 13)))
allsmap63 <- c(0.5, 3.3437, 1.6818, 2.8284, 3.3437, 1.0, 1.6818, 5.6234, 1.0, 1.0, 1.0)
alltreeplot63 <- ggtree(alltree63grouped,
  aes(size=(allsmap63[group])),
  layout="slanted", ladderize=FALSE,
  alpha=alphaval, color="black") +
  layout_dendrogram() +
  geom_tiplab(geom="label", size=5, angle=0,
    offset=-1, hjust=0.5, vjust=0.35, alpha=0, colour=NA, fill=NA) +
  theme(panel.background=element_blank(),
    plot.background=element_blank(),
    legend.position="none",
    plot.margin=margin(t=5, r=5, b=25, l=5, unit="pt")) +
  scale_size_identity()

alltree64 <- read.tree(text="(1,(2,(3,4,((((5,6)5-6,7,(8,(9,10)9-10)8-10,11,12,13)5-13,14,15,16,(17,18,19)17-19)5-19,20,21)5-21)3-21,22)2-22)1-22;")
alltree64grouped <- groupOTU(alltree64, list(a = c(1, 22), b = c(2, 22), c = c(3, 21), d = c(5, 21), e = c(5, 19), f = c(5, 13), g = c(5, 6), h = c(8, 10), i = c(9, 10), j = c(17, 19)))
allsmap64 <- c(0.5, 3.3437, 1.6818, 2.8284, 3.3437, 1.0, 1.0, 1.0, 1.0, 1.0, 1.0)
alltreeplot64 <- ggtree(alltree64grouped,
  aes(size=(allsmap64[group])),
  layout="slanted", ladderize=FALSE,
  alpha=alphaval, color="black") +
  layout_dendrogram() +
  geom_tiplab(geom="label", size=5, angle=0,
    offset=-1, hjust=0.5, vjust=0.35, alpha=0, colour=NA, fill=NA) +
  theme(panel.background=element_blank(),
    plot.background=element_blank(),
    legend.position="none",
    plot.margin=margin(t=5, r=5, b=25, l=5, unit="pt")) +
  scale_size_identity()

alltree65 <- read.tree(text="(1,(2,(3,4,(((((5,(6,7,8)6-8,9,(10,11,12,13)10-13)5-13,14,15,16,17)5-17,18)5-18,19)5-19,20,21)5-21)3-21,22)2-22)1-22;")
alltree65grouped <- groupOTU(alltree65, list(a = c(1, 22), b = c(2, 22), c = c(3, 21), d = c(5, 21), e = c(5, 19), f = c(5, 18), g = c(5, 17), h = c(5, 13), i = c(6, 8), j = c(10, 13)))
allsmap65 <- c(0.5, 3.3437, 1.6818, 2.8284, 3.3437, 1.0, 1.6818, 5.6234, 1.0, 2.2795, 1.0)
alltreeplot65 <- ggtree(alltree65grouped,
  aes(size=(allsmap65[group])),
  layout="slanted", ladderize=FALSE,
  alpha=alphaval, color="black") +
  layout_dendrogram() +
  geom_tiplab(geom="label", size=5, angle=0,
    offset=-1, hjust=0.5, vjust=0.35, alpha=0, colour=NA, fill=NA) +
  theme(panel.background=element_blank(),
    plot.background=element_blank(),
    legend.position="none",
    plot.margin=margin(t=5, r=5, b=25, l=5, unit="pt")) +
  scale_size_identity()

alltree66 <- read.tree(text="(1,(2,(3,4,(((5,((6,7,8)6-8,(9,10)9-10)6-10,11,12,13)5-13,14,15,16,(17,18,19)17-19)5-19,20,21)5-21)3-21,22)2-22)1-22;")
alltree66grouped <- groupOTU(alltree66, list(a = c(1, 22), b = c(2, 22), c = c(3, 21), d = c(5, 21), e = c(5, 19), f = c(5, 13), g = c(6, 10), h = c(6, 8), i = c(9, 10), j = c(17, 19)))
allsmap66 <- c(0.5, 3.3437, 1.6818, 2.8284, 3.3437, 1.0, 1.0, 2.2795, 2.2795, 1.0, 1.0)
alltreeplot66 <- ggtree(alltree66grouped,
  aes(size=(allsmap66[group])),
  layout="slanted", ladderize=FALSE,
  alpha=alphaval, color="black") +
  layout_dendrogram() +
  geom_tiplab(geom="label", size=5, angle=0,
    offset=-1, hjust=0.5, vjust=0.35, alpha=0, colour=NA, fill=NA) +
  theme(panel.background=element_blank(),
    plot.background=element_blank(),
    legend.position="none",
    plot.margin=margin(t=5, r=5, b=25, l=5, unit="pt")) +
  scale_size_identity()

alltree67 <- read.tree(text="(1,(2,(3,4,(((5,(6,7,(8,(9,10)9-10)8-10)6-10,11,12,13)5-13,14,15,16,(17,18,19)17-19)5-19,20,21)5-21)3-21,22)2-22)1-22;")
alltree67grouped <- groupOTU(alltree67, list(a = c(1, 22), b = c(2, 22), c = c(3, 21), d = c(5, 21), e = c(5, 19), f = c(5, 13), g = c(6, 10), h = c(8, 10), i = c(9, 10), j = c(17, 19)))
allsmap67 <- c(0.5, 3.3437, 1.6818, 2.8284, 3.3437, 1.0, 1.0, 2.2795, 1.0, 1.0, 1.0)
alltreeplot67 <- ggtree(alltree67grouped,
  aes(size=(allsmap67[group])),
  layout="slanted", ladderize=FALSE,
  alpha=alphaval, color="black") +
  layout_dendrogram() +
  geom_tiplab(geom="label", size=5, angle=0,
    offset=-1, hjust=0.5, vjust=0.35, alpha=0, colour=NA, fill=NA) +
  theme(panel.background=element_blank(),
    plot.background=element_blank(),
    legend.position="none",
    plot.margin=margin(t=5, r=5, b=25, l=5, unit="pt")) +
  scale_size_identity()

alltree68 <- read.tree(text="(1,(2,(3,4,((((5,6)5-6,7,8,9,(10,11,12,13)10-13)5-13,14,15,16,(17,18,19)17-19)5-19,20,21)5-21)3-21,22)2-22)1-22;")
alltree68grouped <- groupOTU(alltree68, list(a = c(1, 22), b = c(2, 22), c = c(3, 21), d = c(5, 21), e = c(5, 19), f = c(5, 13), g = c(5, 6), h = c(10, 13), i = c(17, 19)))
allsmap68 <- c(0.5, 3.3437, 1.6818, 2.8284, 3.3437, 1.0, 1.0, 1.0, 1.0, 1.0)
alltreeplot68 <- ggtree(alltree68grouped,
  aes(size=(allsmap68[group])),
  layout="slanted", ladderize=FALSE,
  alpha=alphaval, color="black") +
  layout_dendrogram() +
  geom_tiplab(geom="label", size=5, angle=0,
    offset=-1, hjust=0.5, vjust=0.35, alpha=0, colour=NA, fill=NA) +
  theme(panel.background=element_blank(),
    plot.background=element_blank(),
    legend.position="none",
    plot.margin=margin(t=5, r=5, b=25, l=5, unit="pt")) +
  scale_size_identity()

alltree69 <- read.tree(text="(1,(2,(3,4,(((5,(6,7,8)6-8,9,(10,11,12,13)10-13)5-13,14,15,16,(17,18,19)17-19)5-19,20,21)5-21)3-21,22)2-22)1-22;")
alltree69grouped <- groupOTU(alltree69, list(a = c(1, 22), b = c(2, 22), c = c(3, 21), d = c(5, 21), e = c(5, 19), f = c(5, 13), g = c(6, 8), h = c(10, 13), i = c(17, 19)))
allsmap69 <- c(0.5, 3.3437, 1.6818, 2.8284, 3.3437, 1.0, 1.0, 2.2795, 1.0, 1.0)
alltreeplot69 <- ggtree(alltree69grouped,
  aes(size=(allsmap69[group])),
  layout="slanted", ladderize=FALSE,
  alpha=alphaval, color="black") +
  layout_dendrogram() +
  geom_tiplab(geom="label", size=5, angle=0,
    offset=-1, hjust=0.5, vjust=0.35, alpha=0, colour=NA, fill=NA) +
  theme(panel.background=element_blank(),
    plot.background=element_blank(),
    legend.position="none",
    plot.margin=margin(t=5, r=5, b=25, l=5, unit="pt")) +
  scale_size_identity()

alltreeplot69 <- alltreeplot69 + geom_tiplab(geom="label", size=6, angle=0,
  offset=-1, hjust=0.5, vjust=0.35, alpha=1, label.size=0,
  aes(label=paste(label, posLabel[label], sep="\n"), colour=wordColor[label]),
  lineheight=1) +
  scale_colour_identity()

treelayout <- c(
  area(t=1, l=1, b=5, r=1),
  area(t=1, l=1, b=5, r=1),
  area(t=1, l=1, b=5, r=1),
  area(t=1, l=1, b=5, r=1),
  area(t=1, l=1, b=5, r=1),
  area(t=1, l=1, b=5, r=1),
  area(t=1, l=1, b=5, r=1),
  area(t=1, l=1, b=5, r=1),
  area(t=1, l=1, b=5, r=1),
  area(t=1, l=1, b=5, r=1),
  area(t=1, l=1, b=5, r=1),
  area(t=1, l=1, b=5, r=1),
  area(t=1, l=1, b=5, r=1),
  area(t=1, l=1, b=5, r=1),
  area(t=1, l=1, b=5, r=1),
  area(t=1, l=1, b=5, r=1),
  area(t=1, l=1, b=5, r=1),
  area(t=1, l=1, b=5, r=1),
  area(t=1, l=1, b=5, r=1),
  area(t=1, l=1, b=5, r=1),
  area(t=1, l=1, b=5, r=1),
  area(t=1, l=1, b=5, r=1),
  area(t=1, l=1, b=5, r=1),
  area(t=1, l=1, b=5, r=1),
  area(t=1, l=1, b=5, r=1),
  area(t=1, l=1, b=5, r=1),
  area(t=1, l=1, b=5, r=1),
  area(t=1, l=1, b=5, r=1),
  area(t=1, l=1, b=5, r=1),
  area(t=1, l=1, b=5, r=1),
  area(t=1, l=1, b=5, r=1),
  area(t=1, l=1, b=5, r=1),
  area(t=1, l=1, b=5, r=1),
  area(t=1, l=1, b=5, r=1),
  area(t=1, l=1, b=5, r=1),
  area(t=1, l=1, b=5, r=1),
  area(t=1, l=1, b=5, r=1),
  area(t=1, l=1, b=5, r=1),
  area(t=1, l=1, b=5, r=1),
  area(t=1, l=1, b=5, r=1),
  area(t=1, l=1, b=5, r=1),
  area(t=1, l=1, b=5, r=1),
  area(t=1, l=1, b=5, r=1),
  area(t=1, l=1, b=5, r=1),
  area(t=1, l=1, b=5, r=1),
  area(t=1, l=1, b=5, r=1),
  area(t=1, l=1, b=5, r=1),
  area(t=1, l=1, b=5, r=1),
  area(t=1, l=1, b=5, r=1),
  area(t=1, l=1, b=5, r=1),
  area(t=1, l=1, b=5, r=1),
  area(t=1, l=1, b=5, r=1),
  area(t=1, l=1, b=5, r=1),
  area(t=1, l=1, b=5, r=1),
  area(t=1, l=1, b=5, r=1),
  area(t=1, l=1, b=5, r=1),
  area(t=1, l=1, b=5, r=1),
  area(t=1, l=1, b=5, r=1),
  area(t=1, l=1, b=5, r=1),
  area(t=1, l=1, b=5, r=1),
  area(t=1, l=1, b=5, r=1),
  area(t=1, l=1, b=5, r=1),
  area(t=1, l=1, b=5, r=1),
  area(t=1, l=1, b=5, r=1),
  area(t=1, l=1, b=5, r=1),
  area(t=1, l=1, b=5, r=1),
  area(t=1, l=1, b=5, r=1),
  area(t=1, l=1, b=5, r=1),
  area(t=1, l=1, b=5, r=1))

forest <- (
  alltreeplot1 +
  alltreeplot2 +
  alltreeplot3 +
  alltreeplot4 +
  alltreeplot5 +
  alltreeplot6 +
  alltreeplot7 +
  alltreeplot8 +
  alltreeplot9 +
  alltreeplot10 +
  alltreeplot11 +
  alltreeplot12 +
  alltreeplot13 +
  alltreeplot14 +
  alltreeplot15 +
  alltreeplot16 +
  alltreeplot17 +
  alltreeplot18 +
  alltreeplot19 +
  alltreeplot20 +
  alltreeplot21 +
  alltreeplot22 +
  alltreeplot23 +
  alltreeplot24 +
  alltreeplot25 +
  alltreeplot26 +
  alltreeplot27 +
  alltreeplot28 +
  alltreeplot29 +
  alltreeplot30 +
  alltreeplot31 +
  alltreeplot32 +
  alltreeplot33 +
  alltreeplot34 +
  alltreeplot35 +
  alltreeplot36 +
  alltreeplot37 +
  alltreeplot38 +
  alltreeplot39 +
  alltreeplot40 +
  alltreeplot41 +
  alltreeplot42 +
  alltreeplot43 +
  alltreeplot44 +
  alltreeplot45 +
  alltreeplot46 +
  alltreeplot47 +
  alltreeplot48 +
  alltreeplot49 +
  alltreeplot50 +
  alltreeplot51 +
  alltreeplot52 +
  alltreeplot53 +
  alltreeplot54 +
  alltreeplot55 +
  alltreeplot56 +
  alltreeplot57 +
  alltreeplot58 +
  alltreeplot59 +
  alltreeplot60 +
  alltreeplot61 +
  alltreeplot62 +
  alltreeplot63 +
  alltreeplot64 +
  alltreeplot65 +
  alltreeplot66 +
  alltreeplot67 +
  alltreeplot68 +
  alltreeplot69 +
  plot_layout(design=treelayout))
ggsave("/Users/jcgood/gitrepos/planars/NonCollaborative/scripts/analysis/../../results/nyan1308_all_families_labeled_wordhood.pdf", forest & theme(plot.background=element_rect(fill='white', color=NA)), width=20, height=14)

legend_header_data <- data.frame(
  y = c(7, 3.65),
  label = c("Darkness: Trees sharing span",
    "Thickness: Tests supporting span")
)
legend_swatch_data <- data.frame(
  y = c(6.0, 5.15, 2.65, 1.8),
  alpha_val = c(0.99, 0.4, 1, 1),
  lw = c(3, 3, 4.3589, 1.0),
  label = c("More", "Fewer", "More", "Fewer")
)
legend_plot <- ggplot() +
  geom_text(data=legend_header_data, aes(x=0, y=y, label=label),
    hjust=0, size=7) +
  geom_segment(data=legend_swatch_data,
    aes(x=0, xend=0.9, y=y, yend=y, alpha=alpha_val, linewidth=lw),
    color="black", lineend="round") +
  geom_text(data=legend_swatch_data, aes(x=1.05, y=y, label=label),
    hjust=0, size=5.8) +
  scale_alpha_identity() + scale_linewidth_identity() +
  xlim(0, 4.9) + ylim(1.3, 7.5) +
  theme_void() +
  theme(plot.background=element_rect(fill="white", color="black", linewidth=1.2),
    plot.margin=margin(6, 8, 6, 6))
legend_version <- (forest & theme(plot.background=element_rect(fill='white', color=NA))) + inset_element(legend_plot,
  left=0.01, bottom=0.67, right=0.27, top=0.97,
  align_to="panel", on_top=TRUE)
ggsave("/Users/jcgood/gitrepos/planars/NonCollaborative/scripts/analysis/../../results/nyan1308_all_families_labeled_wordhood_legend.pdf", legend_version, width=20, height=14)
